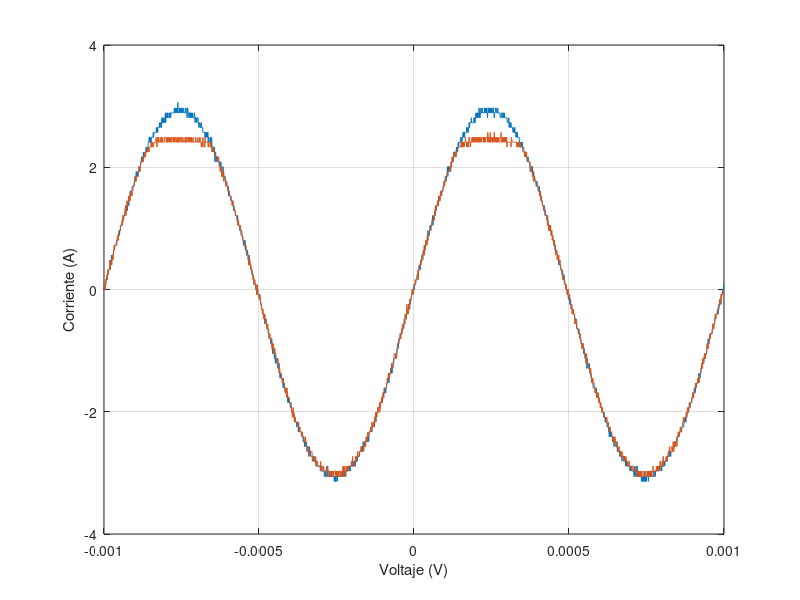

Write the MATLAB code that produced this figure.
t=[-1.00E-03
-9.99E-04
-9.98E-04
-9.97E-04
-9.96E-04
-9.95E-04
-9.94E-04
-9.93E-04
-9.92E-04
-9.91E-04
-9.90E-04
-9.89E-04
-9.88E-04
-9.87E-04
-9.86E-04
-9.85E-04
-9.84E-04
-9.83E-04
-9.82E-04
-9.81E-04
-9.80E-04
-9.79E-04
-9.78E-04
-9.77E-04
-9.76E-04
-9.75E-04
-9.74E-04
-9.73E-04
-9.72E-04
-9.71E-04
-9.70E-04
-9.69E-04
-9.68E-04
-9.67E-04
-9.66E-04
-9.65E-04
-9.64E-04
-9.63E-04
-9.62E-04
-9.61E-04
-9.60E-04
-9.59E-04
-9.58E-04
-9.57E-04
-9.56E-04
-9.55E-04
-9.54E-04
-9.53E-04
-9.52E-04
-9.51E-04
-9.50E-04
-9.49E-04
-9.48E-04
-9.47E-04
-9.46E-04
-9.45E-04
-9.44E-04
-9.43E-04
-9.42E-04
-9.41E-04
-9.40E-04
-9.39E-04
-9.38E-04
-9.37E-04
-9.36E-04
-9.35E-04
-9.34E-04
-9.33E-04
-9.32E-04
-9.31E-04
-9.30E-04
-9.29E-04
-9.28E-04
-9.27E-04
-9.26E-04
-9.25E-04
-9.24E-04
-9.23E-04
-9.22E-04
-9.21E-04
-9.20E-04
-9.19E-04
-9.18E-04
-9.17E-04
-9.16E-04
-9.15E-04
-9.14E-04
-9.13E-04
-9.12E-04
-9.11E-04
-9.10E-04
-9.09E-04
-9.08E-04
-9.07E-04
-9.06E-04
-9.05E-04
-9.04E-04
-9.03E-04
-9.02E-04
-9.01E-04
-9.00E-04
-8.99E-04
-8.98E-04
-8.97E-04
-8.96E-04
-8.95E-04
-8.94E-04
-8.93E-04
-8.92E-04
-8.91E-04
-8.90E-04
-8.89E-04
-8.88E-04
-8.87E-04
-8.86E-04
-8.85E-04
-8.84E-04
-8.83E-04
-8.82E-04
-8.81E-04
-8.80E-04
-8.79E-04
-8.78E-04
-8.77E-04
-8.76E-04
-8.75E-04
-8.74E-04
-8.73E-04
-8.72E-04
-8.71E-04
-8.70E-04
-8.69E-04
-8.68E-04
-8.67E-04
-8.66E-04
-8.65E-04
-8.64E-04
-8.63E-04
-8.62E-04
-8.61E-04
-8.60E-04
-8.59E-04
-8.58E-04
-8.57E-04
-8.56E-04
-8.55E-04
-8.54E-04
-8.53E-04
-8.52E-04
-8.51E-04
-8.50E-04
-8.49E-04
-8.48E-04
-8.47E-04
-8.46E-04
-8.45E-04
-8.44E-04
-8.43E-04
-8.42E-04
-8.41E-04
-8.40E-04
-8.39E-04
-8.38E-04
-8.37E-04
-8.36E-04
-8.35E-04
-8.34E-04
-8.33E-04
-8.32E-04
-8.31E-04
-8.30E-04
-8.29E-04
-8.28E-04
-8.27E-04
-8.26E-04
-8.25E-04
-8.24E-04
-8.23E-04
-8.22E-04
-8.21E-04
-8.20E-04
-8.19E-04
-8.18E-04
-8.17E-04
-8.16E-04
-8.15E-04
-8.14E-04
-8.13E-04
-8.12E-04
-8.11E-04
-8.10E-04
-8.09E-04
-8.08E-04
-8.07E-04
-8.06E-04
-8.05E-04
-8.04E-04
-8.03E-04
-8.02E-04
-8.01E-04
-8.00E-04
-7.99E-04
-7.98E-04
-7.97E-04
-7.96E-04
-7.95E-04
-7.94E-04
-7.93E-04
-7.92E-04
-7.91E-04
-7.90E-04
-7.89E-04
-7.88E-04
-7.87E-04
-7.86E-04
-7.85E-04
-7.84E-04
-7.83E-04
-7.82E-04
-7.81E-04
-7.80E-04
-7.79E-04
-7.78E-04
-7.77E-04
-7.76E-04
-7.75E-04
-7.74E-04
-7.73E-04
-7.72E-04
-7.71E-04
-7.70E-04
-7.69E-04
-7.68E-04
-7.67E-04
-7.66E-04
-7.65E-04
-7.64E-04
-7.63E-04
-7.62E-04
-7.61E-04
-7.60E-04
-7.59E-04
-7.58E-04
-7.57E-04
-7.56E-04
-7.55E-04
-7.54E-04
-7.53E-04
-7.52E-04
-7.51E-04
-7.50E-04
-7.49E-04
-7.48E-04
-7.47E-04
-7.46E-04
-7.45E-04
-7.44E-04
-7.43E-04
-7.42E-04
-7.41E-04
-7.40E-04
-7.39E-04
-7.38E-04
-7.37E-04
-7.36E-04
-7.35E-04
-7.34E-04
-7.33E-04
-7.32E-04
-7.31E-04
-7.30E-04
-7.29E-04
-7.28E-04
-7.27E-04
-7.26E-04
-7.25E-04
-7.24E-04
-7.23E-04
-7.22E-04
-7.21E-04
-7.20E-04
-7.19E-04
-7.18E-04
-7.17E-04
-7.16E-04
-7.15E-04
-7.14E-04
-7.13E-04
-7.12E-04
-7.11E-04
-7.10E-04
-7.09E-04
-7.08E-04
-7.07E-04
-7.06E-04
-7.05E-04
-7.04E-04
-7.03E-04
-7.02E-04
-7.01E-04
-7.00E-04
-6.99E-04
-6.98E-04
-6.97E-04
-6.96E-04
-6.95E-04
-6.94E-04
-6.93E-04
-6.92E-04
-6.91E-04
-6.90E-04
-6.89E-04
-6.88E-04
-6.87E-04
-6.86E-04
-6.85E-04
-6.84E-04
-6.83E-04
-6.82E-04
-6.81E-04
-6.80E-04
-6.79E-04
-6.78E-04
-6.77E-04
-6.76E-04
-6.75E-04
-6.74E-04
-6.73E-04
-6.72E-04
-6.71E-04
-6.70E-04
-6.69E-04
-6.68E-04
-6.67E-04
-6.66E-04
-6.65E-04
-6.64E-04
-6.63E-04
-6.62E-04
-6.61E-04
-6.60E-04
-6.59E-04
-6.58E-04
-6.57E-04
-6.56E-04
-6.55E-04
-6.54E-04
-6.53E-04
-6.52E-04
-6.51E-04
-6.50E-04
-6.49E-04
-6.48E-04
-6.47E-04
-6.46E-04
-6.45E-04
-6.44E-04
-6.43E-04
-6.42E-04
-6.41E-04
-6.40E-04
-6.39E-04
-6.38E-04
-6.37E-04
-6.36E-04
-6.35E-04
-6.34E-04
-6.33E-04
-6.32E-04
-6.31E-04
-6.30E-04
-6.29E-04
-6.28E-04
-6.27E-04
-6.26E-04
-6.25E-04
-6.24E-04
-6.23E-04
-6.22E-04
-6.21E-04
-6.20E-04
-6.19E-04
-6.18E-04
-6.17E-04
-6.16E-04
-6.15E-04
-6.14E-04
-6.13E-04
-6.12E-04
-6.11E-04
-6.10E-04
-6.09E-04
-6.08E-04
-6.07E-04
-6.06E-04
-6.05E-04
-6.04E-04
-6.03E-04
-6.02E-04
-6.01E-04
-6.00E-04
-5.99E-04
-5.98E-04
-5.97E-04
-5.96E-04
-5.95E-04
-5.94E-04
-5.93E-04
-5.92E-04
-5.91E-04
-5.90E-04
-5.89E-04
-5.88E-04
-5.87E-04
-5.86E-04
-5.85E-04
-5.84E-04
-5.83E-04
-5.82E-04
-5.81E-04
-5.80E-04
-5.79E-04
-5.78E-04
-5.77E-04
-5.76E-04
-5.75E-04
-5.74E-04
-5.73E-04
-5.72E-04
-5.71E-04
-5.70E-04
-5.69E-04
-5.68E-04
-5.67E-04
-5.66E-04
-5.65E-04
-5.64E-04
-5.63E-04
-5.62E-04
-5.61E-04
-5.60E-04
-5.59E-04
-5.58E-04
-5.57E-04
-5.56E-04
-5.55E-04
-5.54E-04
-5.53E-04
-5.52E-04
-5.51E-04
-5.50E-04
-5.49E-04
-5.48E-04
-5.47E-04
-5.46E-04
-5.45E-04
-5.44E-04
-5.43E-04
-5.42E-04
-5.41E-04
-5.40E-04
-5.39E-04
-5.38E-04
-5.37E-04
-5.36E-04
-5.35E-04
-5.34E-04
-5.33E-04
-5.32E-04
-5.31E-04
-5.30E-04
-5.29E-04
-5.28E-04
-5.27E-04
-5.26E-04
-5.25E-04
-5.24E-04
-5.23E-04
-5.22E-04
-5.21E-04
-5.20E-04
-5.19E-04
-5.18E-04
-5.17E-04
-5.16E-04
-5.15E-04
-5.14E-04
-5.13E-04
-5.12E-04
-5.11E-04
-5.10E-04
-5.09E-04
-5.08E-04
-5.07E-04
-5.06E-04
-5.05E-04
-5.04E-04
-5.03E-04
-5.02E-04
-5.01E-04
-5.00E-04
-4.99E-04
-4.98E-04
-4.97E-04
-4.96E-04
-4.95E-04
-4.94E-04
-4.93E-04
-4.92E-04
-4.91E-04
-4.90E-04
-4.89E-04
-4.88E-04
-4.87E-04
-4.86E-04
-4.85E-04
-4.84E-04
-4.83E-04
-4.82E-04
-4.81E-04
-4.80E-04
-4.79E-04
-4.78E-04
-4.77E-04
-4.76E-04
-4.75E-04
-4.74E-04
-4.73E-04
-4.72E-04
-4.71E-04
-4.70E-04
-4.69E-04
-4.68E-04
-4.67E-04
-4.66E-04
-4.65E-04
-4.64E-04
-4.63E-04
-4.62E-04
-4.61E-04
-4.60E-04
-4.59E-04
-4.58E-04
-4.57E-04
-4.56E-04
-4.55E-04
-4.54E-04
-4.53E-04
-4.52E-04
-4.51E-04
-4.50E-04
-4.49E-04
-4.48E-04
-4.47E-04
-4.46E-04
-4.45E-04
-4.44E-04
-4.43E-04
-4.42E-04
-4.41E-04
-4.40E-04
-4.39E-04
-4.38E-04
-4.37E-04
-4.36E-04
-4.35E-04
-4.34E-04
-4.33E-04
-4.32E-04
-4.31E-04
-4.30E-04
-4.29E-04
-4.28E-04
-4.27E-04
-4.26E-04
-4.25E-04
-4.24E-04
-4.23E-04
-4.22E-04
-4.21E-04
-4.20E-04
-4.19E-04
-4.18E-04
-4.17E-04
-4.16E-04
-4.15E-04
-4.14E-04
-4.13E-04
-4.12E-04
-4.11E-04
-4.10E-04
-4.09E-04
-4.08E-04
-4.07E-04
-4.06E-04
-4.05E-04
-4.04E-04
-4.03E-04
-4.02E-04
-4.01E-04
-4.00E-04
-3.99E-04
-3.98E-04
-3.97E-04
-3.96E-04
-3.95E-04
-3.94E-04
-3.93E-04
-3.92E-04
-3.91E-04
-3.90E-04
-3.89E-04
-3.88E-04
-3.87E-04
-3.86E-04
-3.85E-04
-3.84E-04
-3.83E-04
-3.82E-04
-3.81E-04
-3.80E-04
-3.79E-04
-3.78E-04
-3.77E-04
-3.76E-04
-3.75E-04
-3.74E-04
-3.73E-04
-3.72E-04
-3.71E-04
-3.70E-04
-3.69E-04
-3.68E-04
-3.67E-04
-3.66E-04
-3.65E-04
-3.64E-04
-3.63E-04
-3.62E-04
-3.61E-04
-3.60E-04
-3.59E-04
-3.58E-04
-3.57E-04
-3.56E-04
-3.55E-04
-3.54E-04
-3.53E-04
-3.52E-04
-3.51E-04
-3.50E-04
-3.49E-04
-3.48E-04
-3.47E-04
-3.46E-04
-3.45E-04
-3.44E-04
-3.43E-04
-3.42E-04
-3.41E-04
-3.40E-04
-3.39E-04
-3.38E-04
-3.37E-04
-3.36E-04
-3.35E-04
-3.34E-04
-3.33E-04
-3.32E-04
-3.31E-04
-3.30E-04
-3.29E-04
-3.28E-04
-3.27E-04
-3.26E-04
-3.25E-04
-3.24E-04
-3.23E-04
-3.22E-04
-3.21E-04
-3.20E-04
-3.19E-04
-3.18E-04
-3.17E-04
-3.16E-04
-3.15E-04
-3.14E-04
-3.13E-04
-3.12E-04
-3.11E-04
-3.10E-04
-3.09E-04
-3.08E-04
-3.07E-04
-3.06E-04
-3.05E-04
-3.04E-04
-3.03E-04
-3.02E-04
-3.01E-04
-3.00E-04
-2.99E-04
-2.98E-04
-2.97E-04
-2.96E-04
-2.95E-04
-2.94E-04
-2.93E-04
-2.92E-04
-2.91E-04
-2.90E-04
-2.89E-04
-2.88E-04
-2.87E-04
-2.86E-04
-2.85E-04
-2.84E-04
-2.83E-04
-2.82E-04
-2.81E-04
-2.80E-04
-2.79E-04
-2.78E-04
-2.77E-04
-2.76E-04
-2.75E-04
-2.74E-04
-2.73E-04
-2.72E-04
-2.71E-04
-2.70E-04
-2.69E-04
-2.68E-04
-2.67E-04
-2.66E-04
-2.65E-04
-2.64E-04
-2.63E-04
-2.62E-04
-2.61E-04
-2.60E-04
-2.59E-04
-2.58E-04
-2.57E-04
-2.56E-04
-2.55E-04
-2.54E-04
-2.53E-04
-2.52E-04
-2.51E-04
-2.50E-04
-2.49E-04
-2.48E-04
-2.47E-04
-2.46E-04
-2.45E-04
-2.44E-04
-2.43E-04
-2.42E-04
-2.41E-04
-2.40E-04
-2.39E-04
-2.38E-04
-2.37E-04
-2.36E-04
-2.35E-04
-2.34E-04
-2.33E-04
-2.32E-04
-2.31E-04
-2.30E-04
-2.29E-04
-2.28E-04
-2.27E-04
-2.26E-04
-2.25E-04
-2.24E-04
-2.23E-04
-2.22E-04
-2.21E-04
-2.20E-04
-2.19E-04
-2.18E-04
-2.17E-04
-2.16E-04
-2.15E-04
-2.14E-04
-2.13E-04
-2.12E-04
-2.11E-04
-2.10E-04
-2.09E-04
-2.08E-04
-2.07E-04
-2.06E-04
-2.05E-04
-2.04E-04
-2.03E-04
-2.02E-04
-2.01E-04
-2.00E-04
-1.99E-04
-1.98E-04
-1.97E-04
-1.96E-04
-1.95E-04
-1.94E-04
-1.93E-04
-1.92E-04
-1.91E-04
-1.90E-04
-1.89E-04
-1.88E-04
-1.87E-04
-1.86E-04
-1.85E-04
-1.84E-04
-1.83E-04
-1.82E-04
-1.81E-04
-1.80E-04
-1.79E-04
-1.78E-04
-1.77E-04
-1.76E-04
-1.75E-04
-1.74E-04
-1.73E-04
-1.72E-04
-1.71E-04
-1.70E-04
-1.69E-04
-1.68E-04
-1.67E-04
-1.66E-04
-1.65E-04
-1.64E-04
-1.63E-04
-1.62E-04
-1.61E-04
-1.60E-04
-1.59E-04
-1.58E-04
-1.57E-04
-1.56E-04
-1.55E-04
-1.54E-04
-1.53E-04
-1.52E-04
-1.51E-04
-1.50E-04
-1.49E-04
-1.48E-04
-1.47E-04
-1.46E-04
-1.45E-04
-1.44E-04
-1.43E-04
-1.42E-04
-1.41E-04
-1.40E-04
-1.39E-04
-1.38E-04
-1.37E-04
-1.36E-04
-1.35E-04
-1.34E-04
-1.33E-04
-1.32E-04
-1.31E-04
-1.30E-04
-1.29E-04
-1.28E-04
-1.27E-04
-1.26E-04
-1.25E-04
-1.24E-04
-1.23E-04
-1.22E-04
-1.21E-04
-1.20E-04
-1.19E-04
-1.18E-04
-1.17E-04
-1.16E-04
-1.15E-04
-1.14E-04
-1.13E-04
-1.12E-04
-1.11E-04
-1.10E-04
-1.09E-04
-1.08E-04
-1.07E-04
-1.06E-04
-1.05E-04
-1.04E-04
-1.03E-04
-1.02E-04
-1.01E-04
-1.00E-04
-9.90E-05
-9.80E-05
-9.70E-05
-9.60E-05
-9.50E-05
-9.40E-05
-9.30E-05
-9.20E-05
-9.10E-05
-9.00E-05
-8.90E-05
-8.80E-05
-8.70E-05
-8.60E-05
-8.50E-05
-8.40E-05
-8.30E-05
-8.20E-05
-8.10E-05
-8.00E-05
-7.90E-05
-7.80E-05
-7.70E-05
-7.60E-05
-7.50E-05
-7.40E-05
-7.30E-05
-7.20E-05
-7.10E-05
-7.00E-05
-6.90E-05
-6.80E-05
-6.70E-05
-6.60E-05
-6.50E-05
-6.40E-05
-6.30E-05
-6.20E-05
-6.10E-05
-6.00E-05
-5.90E-05
-5.80E-05
-5.70E-05
-5.60E-05
-5.50E-05
-5.40E-05
-5.30E-05
-5.20E-05
-5.10E-05
-5.00E-05
-4.90E-05
-4.80E-05
-4.70E-05
-4.60E-05
-4.50E-05
-4.40E-05
-4.30E-05
-4.20E-05
-4.10E-05
-4.00E-05
-3.90E-05
-3.80E-05
-3.70E-05
-3.60E-05
-3.50E-05
-3.40E-05
-3.30E-05
-3.20E-05
-3.10E-05
-3.00E-05
-2.90E-05
-2.80E-05
-2.70E-05
-2.60E-05
-2.50E-05
-2.40E-05
-2.30E-05
-2.20E-05
-2.10E-05
-2.00E-05
-1.90E-05
-1.80E-05
-1.70E-05
-1.60E-05
-1.50E-05
-1.40E-05
-1.30E-05
-1.20E-05
-1.10E-05
-1.00E-05
-9.00E-06
-8.00E-06
-7.00E-06
-6.00E-06
-5.00E-06
-4.00E-06
-3.00E-06
-2.00E-06
-1.00E-06
0.00E+00
1.00E-06
2.00E-06
3.00E-06
4.00E-06
5.00E-06
6.00E-06
7.00E-06
8.00E-06
9.00E-06
1.00E-05
1.10E-05
1.20E-05
1.30E-05
1.40E-05
1.50E-05
1.60E-05
1.70E-05
1.80E-05
1.90E-05
2.00E-05
2.10E-05
2.20E-05
2.30E-05
2.40E-05
2.50E-05
2.60E-05
2.70E-05
2.80E-05
2.90E-05
3.00E-05
3.10E-05
3.20E-05
3.30E-05
3.40E-05
3.50E-05
3.60E-05
3.70E-05
3.80E-05
3.90E-05
4.00E-05
4.10E-05
4.20E-05
4.30E-05
4.40E-05
4.50E-05
4.60E-05
4.70E-05
4.80E-05
4.90E-05
5.00E-05
5.10E-05
5.20E-05
5.30E-05
5.40E-05
5.50E-05
5.60E-05
5.70E-05
5.80E-05
5.90E-05
6.00E-05
6.10E-05
6.20E-05
6.30E-05
6.40E-05
6.50E-05
6.60E-05
6.70E-05
6.80E-05
6.90E-05
7.00E-05
7.10E-05
7.20E-05
7.30E-05
7.40E-05
7.50E-05
7.60E-05
7.70E-05
7.80E-05
7.90E-05
8.00E-05
8.10E-05
8.20E-05
8.30E-05
8.40E-05
8.50E-05
8.60E-05
8.70E-05
8.80E-05
8.90E-05
9.00E-05
9.10E-05
9.20E-05
9.30E-05
9.40E-05
9.50E-05
9.60E-05
9.70E-05
9.80E-05
9.90E-05
1.00E-04
1.01E-04
1.02E-04
1.03E-04
1.04E-04
1.05E-04
1.06E-04
1.07E-04
1.08E-04
1.09E-04
1.10E-04
1.11E-04
1.12E-04
1.13E-04
1.14E-04
1.15E-04
1.16E-04
1.17E-04
1.18E-04
1.19E-04
1.20E-04
1.21E-04
1.22E-04
1.23E-04
1.24E-04
1.25E-04
1.26E-04
1.27E-04
1.28E-04
1.29E-04
1.30E-04
1.31E-04
1.32E-04
1.33E-04
1.34E-04
1.35E-04
1.36E-04
1.37E-04
1.38E-04
1.39E-04
1.40E-04
1.41E-04
1.42E-04
1.43E-04
1.44E-04
1.45E-04
1.46E-04
1.47E-04
1.48E-04
1.49E-04
1.50E-04
1.51E-04
1.52E-04
1.53E-04
1.54E-04
1.55E-04
1.56E-04
1.57E-04
1.58E-04
1.59E-04
1.60E-04
1.61E-04
1.62E-04
1.63E-04
1.64E-04
1.65E-04
1.66E-04
1.67E-04
1.68E-04
1.69E-04
1.70E-04
1.71E-04
1.72E-04
1.73E-04
1.74E-04
1.75E-04
1.76E-04
1.77E-04
1.78E-04
1.79E-04
1.80E-04
1.81E-04
1.82E-04
1.83E-04
1.84E-04
1.85E-04
1.86E-04
1.87E-04
1.88E-04
1.89E-04
1.90E-04
1.91E-04
1.92E-04
1.93E-04
1.94E-04
1.95E-04
1.96E-04
1.97E-04
1.98E-04
1.99E-04
2.00E-04
2.01E-04
2.02E-04
2.03E-04
2.04E-04
2.05E-04
2.06E-04
2.07E-04
2.08E-04
2.09E-04
2.10E-04
2.11E-04
2.12E-04
2.13E-04
2.14E-04
2.15E-04
2.16E-04
2.17E-04
2.18E-04
2.19E-04
2.20E-04
2.21E-04
2.22E-04
2.23E-04
2.24E-04
2.25E-04
2.26E-04
2.27E-04
2.28E-04
2.29E-04
2.30E-04
2.31E-04
2.32E-04
2.33E-04
2.34E-04
2.35E-04
2.36E-04
2.37E-04
2.38E-04
2.39E-04
2.40E-04
2.41E-04
2.42E-04
2.43E-04
2.44E-04
2.45E-04
2.46E-04
2.47E-04
2.48E-04
2.49E-04
2.50E-04
2.51E-04
2.52E-04
2.53E-04
2.54E-04
2.55E-04
2.56E-04
2.57E-04
2.58E-04
2.59E-04
2.60E-04
2.61E-04
2.62E-04
2.63E-04
2.64E-04
2.65E-04
2.66E-04
2.67E-04
2.68E-04
2.69E-04
2.70E-04
2.71E-04
2.72E-04
2.73E-04
2.74E-04
2.75E-04
2.76E-04
2.77E-04
2.78E-04
2.79E-04
2.80E-04
2.81E-04
2.82E-04
2.83E-04
2.84E-04
2.85E-04
2.86E-04
2.87E-04
2.88E-04
2.89E-04
2.90E-04
2.91E-04
2.92E-04
2.93E-04
2.94E-04
2.95E-04
2.96E-04
2.97E-04
2.98E-04
2.99E-04
3.00E-04
3.01E-04
3.02E-04
3.03E-04
3.04E-04
3.05E-04
3.06E-04
3.07E-04
3.08E-04
3.09E-04
3.10E-04
3.11E-04
3.12E-04
3.13E-04
3.14E-04
3.15E-04
3.16E-04
3.17E-04
3.18E-04
3.19E-04
3.20E-04
3.21E-04
3.22E-04
3.23E-04
3.24E-04
3.25E-04
3.26E-04
3.27E-04
3.28E-04
3.29E-04
3.30E-04
3.31E-04
3.32E-04
3.33E-04
3.34E-04
3.35E-04
3.36E-04
3.37E-04
3.38E-04
3.39E-04
3.40E-04
3.41E-04
3.42E-04
3.43E-04
3.44E-04
3.45E-04
3.46E-04
3.47E-04
3.48E-04
3.49E-04
3.50E-04
3.51E-04
3.52E-04
3.53E-04
3.54E-04
3.55E-04
3.56E-04
3.57E-04
3.58E-04
3.59E-04
3.60E-04
3.61E-04
3.62E-04
3.63E-04
3.64E-04
3.65E-04
3.66E-04
3.67E-04
3.68E-04
3.69E-04
3.70E-04
3.71E-04
3.72E-04
3.73E-04
3.74E-04
3.75E-04
3.76E-04
3.77E-04
3.78E-04
3.79E-04
3.80E-04
3.81E-04
3.82E-04
3.83E-04
3.84E-04
3.85E-04
3.86E-04
3.87E-04
3.88E-04
3.89E-04
3.90E-04
3.91E-04
3.92E-04
3.93E-04
3.94E-04
3.95E-04
3.96E-04
3.97E-04
3.98E-04
3.99E-04
4.00E-04
4.01E-04
4.02E-04
4.03E-04
4.04E-04
4.05E-04
4.06E-04
4.07E-04
4.08E-04
4.09E-04
4.10E-04
4.11E-04
4.12E-04
4.13E-04
4.14E-04
4.15E-04
4.16E-04
4.17E-04
4.18E-04
4.19E-04
4.20E-04
4.21E-04
4.22E-04
4.23E-04
4.24E-04
4.25E-04
4.26E-04
4.27E-04
4.28E-04
4.29E-04
4.30E-04
4.31E-04
4.32E-04
4.33E-04
4.34E-04
4.35E-04
4.36E-04
4.37E-04
4.38E-04
4.39E-04
4.40E-04
4.41E-04
4.42E-04
4.43E-04
4.44E-04
4.45E-04
4.46E-04
4.47E-04
4.48E-04
4.49E-04
4.50E-04
4.51E-04
4.52E-04
4.53E-04
4.54E-04
4.55E-04
4.56E-04
4.57E-04
4.58E-04
4.59E-04
4.60E-04
4.61E-04
4.62E-04
4.63E-04
4.64E-04
4.65E-04
4.66E-04
4.67E-04
4.68E-04
4.69E-04
4.70E-04
4.71E-04
4.72E-04
4.73E-04
4.74E-04
4.75E-04
4.76E-04
4.77E-04
4.78E-04
4.79E-04
4.80E-04
4.81E-04
4.82E-04
4.83E-04
4.84E-04
4.85E-04
4.86E-04
4.87E-04
4.88E-04
4.89E-04
4.90E-04
4.91E-04
4.92E-04
4.93E-04
4.94E-04
4.95E-04
4.96E-04
4.97E-04
4.98E-04
4.99E-04
5.00E-04
5.01E-04
5.02E-04
5.03E-04
5.04E-04
5.05E-04
5.06E-04
5.07E-04
5.08E-04
5.09E-04
5.10E-04
5.11E-04
5.12E-04
5.13E-04
5.14E-04
5.15E-04
5.16E-04
5.17E-04
5.18E-04
5.19E-04
5.20E-04
5.21E-04
5.22E-04
5.23E-04
5.24E-04
5.25E-04
5.26E-04
5.27E-04
5.28E-04
5.29E-04
5.30E-04
5.31E-04
5.32E-04
5.33E-04
5.34E-04
5.35E-04
5.36E-04
5.37E-04
5.38E-04
5.39E-04
5.40E-04
5.41E-04
5.42E-04
5.43E-04
5.44E-04
5.45E-04
5.46E-04
5.47E-04
5.48E-04
5.49E-04
5.50E-04
5.51E-04
5.52E-04
5.53E-04
5.54E-04
5.55E-04
5.56E-04
5.57E-04
5.58E-04
5.59E-04
5.60E-04
5.61E-04
5.62E-04
5.63E-04
5.64E-04
5.65E-04
5.66E-04
5.67E-04
5.68E-04
5.69E-04
5.70E-04
5.71E-04
5.72E-04
5.73E-04
5.74E-04
5.75E-04
5.76E-04
5.77E-04
5.78E-04
5.79E-04
5.80E-04
5.81E-04
5.82E-04
5.83E-04
5.84E-04
5.85E-04
5.86E-04
5.87E-04
5.88E-04
5.89E-04
5.90E-04
5.91E-04
5.92E-04
5.93E-04
5.94E-04
5.95E-04
5.96E-04
5.97E-04
5.98E-04
5.99E-04
6.00E-04
6.01E-04
6.02E-04
6.03E-04
6.04E-04
6.05E-04
6.06E-04
6.07E-04
6.08E-04
6.09E-04
6.10E-04
6.11E-04
6.12E-04
6.13E-04
6.14E-04
6.15E-04
6.16E-04
6.17E-04
6.18E-04
6.19E-04
6.20E-04
6.21E-04
6.22E-04
6.23E-04
6.24E-04
6.25E-04
6.26E-04
6.27E-04
6.28E-04
6.29E-04
6.30E-04
6.31E-04
6.32E-04
6.33E-04
6.34E-04
6.35E-04
6.36E-04
6.37E-04
6.38E-04
6.39E-04
6.40E-04
6.41E-04
6.42E-04
6.43E-04
6.44E-04
6.45E-04
6.46E-04
6.47E-04
6.48E-04
6.49E-04
6.50E-04
6.51E-04
6.52E-04
6.53E-04
6.54E-04
6.55E-04
6.56E-04
6.57E-04
6.58E-04
6.59E-04
6.60E-04
6.61E-04
6.62E-04
6.63E-04
6.64E-04
6.65E-04
6.66E-04
6.67E-04
6.68E-04
6.69E-04
6.70E-04
6.71E-04
6.72E-04
6.73E-04
6.74E-04
6.75E-04
6.76E-04
6.77E-04
6.78E-04
6.79E-04
6.80E-04
6.81E-04
6.82E-04
6.83E-04
6.84E-04
6.85E-04
6.86E-04
6.87E-04
6.88E-04
6.89E-04
6.90E-04
6.91E-04
6.92E-04
6.93E-04
6.94E-04
6.95E-04
6.96E-04
6.97E-04
6.98E-04
6.99E-04
7.00E-04
7.01E-04
7.02E-04
7.03E-04
7.04E-04
7.05E-04
7.06E-04
7.07E-04
7.08E-04
7.09E-04
7.10E-04
7.11E-04
7.12E-04
7.13E-04
7.14E-04
7.15E-04
7.16E-04
7.17E-04
7.18E-04
7.19E-04
7.20E-04
7.21E-04
7.22E-04
7.23E-04
7.24E-04
7.25E-04
7.26E-04
7.27E-04
7.28E-04
7.29E-04
7.30E-04
7.31E-04
7.32E-04
7.33E-04
7.34E-04
7.35E-04
7.36E-04
7.37E-04
7.38E-04
7.39E-04
7.40E-04
7.41E-04
7.42E-04
7.43E-04
7.44E-04
7.45E-04
7.46E-04
7.47E-04
7.48E-04
7.49E-04
7.50E-04
7.51E-04
7.52E-04
7.53E-04
7.54E-04
7.55E-04
7.56E-04
7.57E-04
7.58E-04
7.59E-04
7.60E-04
7.61E-04
7.62E-04
7.63E-04
7.64E-04
7.65E-04
7.66E-04
7.67E-04
7.68E-04
7.69E-04
7.70E-04
7.71E-04
7.72E-04
7.73E-04
7.74E-04
7.75E-04
7.76E-04
7.77E-04
7.78E-04
7.79E-04
7.80E-04
7.81E-04
7.82E-04
7.83E-04
7.84E-04
7.85E-04
7.86E-04
7.87E-04
7.88E-04
7.89E-04
7.90E-04
7.91E-04
7.92E-04
7.93E-04
7.94E-04
7.95E-04
7.96E-04
7.97E-04
7.98E-04
7.99E-04
8.00E-04
8.01E-04
8.02E-04
8.03E-04
8.04E-04
8.05E-04
8.06E-04
8.07E-04
8.08E-04
8.09E-04
8.10E-04
8.11E-04
8.12E-04
8.13E-04
8.14E-04
8.15E-04
8.16E-04
8.17E-04
8.18E-04
8.19E-04
8.20E-04
8.21E-04
8.22E-04
8.23E-04
8.24E-04
8.25E-04
8.26E-04
8.27E-04
8.28E-04
8.29E-04
8.30E-04
8.31E-04
8.32E-04
8.33E-04
8.34E-04
8.35E-04
8.36E-04
8.37E-04
8.38E-04
8.39E-04
8.40E-04
8.41E-04
8.42E-04
8.43E-04
8.44E-04
8.45E-04
8.46E-04
8.47E-04
8.48E-04
8.49E-04
8.50E-04
8.51E-04
8.52E-04
8.53E-04
8.54E-04
8.55E-04
8.56E-04
8.57E-04
8.58E-04
8.59E-04
8.60E-04
8.61E-04
8.62E-04
8.63E-04
8.64E-04
8.65E-04
8.66E-04
8.67E-04
8.68E-04
8.69E-04
8.70E-04
8.71E-04
8.72E-04
8.73E-04
8.74E-04
8.75E-04
8.76E-04
8.77E-04
8.78E-04
8.79E-04
8.80E-04
8.81E-04
8.82E-04
8.83E-04
8.84E-04
8.85E-04
8.86E-04
8.87E-04
8.88E-04
8.89E-04
8.90E-04
8.91E-04
8.92E-04
8.93E-04
8.94E-04
8.95E-04
8.96E-04
8.97E-04
8.98E-04
8.99E-04
9.00E-04
9.01E-04
9.02E-04
9.03E-04
9.04E-04
9.05E-04
9.06E-04
9.07E-04
9.08E-04
9.09E-04
9.10E-04
9.11E-04
9.12E-04
9.13E-04
9.14E-04
9.15E-04
9.16E-04
9.17E-04
9.18E-04
9.19E-04
9.20E-04
9.21E-04
9.22E-04
9.23E-04
9.24E-04
9.25E-04
9.26E-04
9.27E-04
9.28E-04
9.29E-04
9.30E-04
9.31E-04
9.32E-04
9.33E-04
9.34E-04
9.35E-04
9.36E-04
9.37E-04
9.38E-04
9.39E-04
9.40E-04
9.41E-04
9.42E-04
9.43E-04
9.44E-04
9.45E-04
9.46E-04
9.47E-04
9.48E-04
9.49E-04
9.50E-04
9.51E-04
9.52E-04
9.53E-04
9.54E-04
9.55E-04
9.56E-04
9.57E-04
9.58E-04
9.59E-04
9.60E-04
9.61E-04
9.62E-04
9.63E-04
9.64E-04
9.65E-04
9.66E-04
9.67E-04
9.68E-04
9.69E-04
9.70E-04
9.71E-04
9.72E-04
9.73E-04
9.74E-04
9.75E-04
9.76E-04
9.77E-04
9.78E-04
9.79E-04
9.80E-04
9.81E-04
9.82E-04
9.83E-04
9.84E-04
9.85E-04
9.86E-04
9.87E-04
9.88E-04
9.89E-04
9.90E-04
9.91E-04
9.92E-04
9.93E-04
9.94E-04
9.95E-04
9.96E-04
9.97E-04
9.98E-04
9.99E-04];
x=[0.00E+00
8.04E-02
8.04E-02
8.04E-02
8.04E-02
1.61E-01
1.61E-01
1.61E-01
1.61E-01
1.61E-01
1.61E-01
2.41E-01
2.41E-01
2.41E-01
3.22E-01
3.22E-01
3.22E-01
3.22E-01
3.22E-01
3.22E-01
4.82E-01
4.02E-01
4.02E-01
4.02E-01
5.63E-01
4.82E-01
4.82E-01
4.82E-01
5.63E-01
5.63E-01
5.63E-01
6.43E-01
6.43E-01
6.43E-01
7.24E-01
7.24E-01
7.24E-01
7.24E-01
7.24E-01
7.24E-01
7.24E-01
7.24E-01
8.04E-01
8.04E-01
8.04E-01
8.04E-01
8.84E-01
8.84E-01
8.84E-01
9.65E-01
8.84E-01
9.65E-01
9.65E-01
1.05E+00
1.05E+00
1.05E+00
1.05E+00
1.05E+00
1.05E+00
1.13E+00
1.13E+00
1.13E+00
1.21E+00
1.13E+00
1.21E+00
1.21E+00
1.21E+00
1.21E+00
1.21E+00
1.29E+00
1.29E+00
1.37E+00
1.29E+00
1.37E+00
1.37E+00
1.29E+00
1.37E+00
1.45E+00
1.45E+00
1.45E+00
1.37E+00
1.45E+00
1.45E+00
1.53E+00
1.61E+00
1.61E+00
1.61E+00
1.61E+00
1.61E+00
1.53E+00
1.61E+00
1.69E+00
1.69E+00
1.69E+00
1.69E+00
1.69E+00
1.69E+00
1.69E+00
1.77E+00
1.77E+00
1.85E+00
1.77E+00
1.77E+00
1.85E+00
1.93E+00
1.85E+00
1.85E+00
1.93E+00
1.85E+00
1.85E+00
1.85E+00
1.93E+00
1.93E+00
2.01E+00
1.93E+00
1.93E+00
2.01E+00
2.01E+00
2.01E+00
2.09E+00
2.09E+00
2.17E+00
2.09E+00
2.09E+00
2.17E+00
2.17E+00
2.09E+00
2.25E+00
2.17E+00
2.17E+00
2.17E+00
2.17E+00
2.17E+00
2.25E+00
2.25E+00
2.25E+00
2.33E+00
2.25E+00
2.33E+00
2.25E+00
2.33E+00
2.25E+00
2.33E+00
2.41E+00
2.41E+00
2.41E+00
2.49E+00
2.41E+00
2.49E+00
2.41E+00
2.49E+00
2.41E+00
2.41E+00
2.49E+00
2.49E+00
2.49E+00
2.49E+00
2.49E+00
2.49E+00
2.57E+00
2.49E+00
2.57E+00
2.57E+00
2.57E+00
2.57E+00
2.57E+00
2.57E+00
2.57E+00
2.57E+00
2.65E+00
2.57E+00
2.65E+00
2.65E+00
2.57E+00
2.65E+00
2.65E+00
2.65E+00
2.65E+00
2.65E+00
2.73E+00
2.65E+00
2.65E+00
2.73E+00
2.73E+00
2.73E+00
2.65E+00
2.73E+00
2.81E+00
2.73E+00
2.81E+00
2.73E+00
2.81E+00
2.73E+00
2.73E+00
2.73E+00
2.73E+00
2.81E+00
2.81E+00
2.89E+00
2.73E+00
2.89E+00
2.81E+00
2.81E+00
2.81E+00
2.89E+00
2.81E+00
2.89E+00
2.81E+00
2.81E+00
2.81E+00
2.81E+00
2.89E+00
2.89E+00
2.81E+00
2.89E+00
2.81E+00
2.89E+00
2.89E+00
2.89E+00
2.89E+00
2.89E+00
2.89E+00
2.89E+00
2.89E+00
2.89E+00
2.89E+00
2.89E+00
2.97E+00
2.89E+00
2.97E+00
2.97E+00
2.89E+00
2.89E+00
2.89E+00
2.97E+00
2.89E+00
2.89E+00
2.89E+00
3.06E+00
2.89E+00
2.89E+00
2.89E+00
2.89E+00
2.97E+00
2.89E+00
2.97E+00
2.97E+00
2.89E+00
2.97E+00
2.97E+00
2.89E+00
2.89E+00
2.97E+00
2.89E+00
2.89E+00
2.89E+00
2.97E+00
2.97E+00
2.89E+00
2.89E+00
2.89E+00
2.89E+00
2.89E+00
2.97E+00
2.97E+00
2.97E+00
2.89E+00
2.89E+00
2.81E+00
2.97E+00
2.97E+00
2.89E+00
2.89E+00
2.89E+00
2.81E+00
2.81E+00
2.89E+00
2.89E+00
2.81E+00
2.89E+00
2.89E+00
2.81E+00
2.89E+00
2.81E+00
2.81E+00
2.81E+00
2.89E+00
2.81E+00
2.81E+00
2.81E+00
2.81E+00
2.81E+00
2.89E+00
2.81E+00
2.73E+00
2.81E+00
2.81E+00
2.81E+00
2.81E+00
2.73E+00
2.73E+00
2.81E+00
2.81E+00
2.81E+00
2.73E+00
2.73E+00
2.65E+00
2.65E+00
2.73E+00
2.73E+00
2.73E+00
2.65E+00
2.65E+00
2.65E+00
2.73E+00
2.65E+00
2.65E+00
2.65E+00
2.65E+00
2.57E+00
2.57E+00
2.57E+00
2.57E+00
2.57E+00
2.57E+00
2.57E+00
2.49E+00
2.57E+00
2.49E+00
2.57E+00
2.49E+00
2.57E+00
2.57E+00
2.57E+00
2.49E+00
2.57E+00
2.41E+00
2.49E+00
2.49E+00
2.41E+00
2.41E+00
2.41E+00
2.41E+00
2.49E+00
2.41E+00
2.41E+00
2.33E+00
2.49E+00
2.41E+00
2.25E+00
2.33E+00
2.33E+00
2.33E+00
2.33E+00
2.33E+00
2.25E+00
2.33E+00
2.17E+00
2.09E+00
2.17E+00
2.25E+00
2.17E+00
2.09E+00
2.17E+00
2.17E+00
2.17E+00
2.09E+00
2.17E+00
2.09E+00
2.09E+00
2.09E+00
2.09E+00
2.01E+00
2.09E+00
2.01E+00
2.01E+00
2.01E+00
2.09E+00
2.01E+00
1.93E+00
1.85E+00
1.93E+00
1.93E+00
1.85E+00
2.01E+00
1.93E+00
1.93E+00
1.85E+00
1.85E+00
1.85E+00
1.85E+00
1.85E+00
1.77E+00
1.77E+00
1.77E+00
1.77E+00
1.77E+00
1.69E+00
1.69E+00
1.69E+00
1.69E+00
1.69E+00
1.53E+00
1.61E+00
1.61E+00
1.53E+00
1.53E+00
1.53E+00
1.53E+00
1.45E+00
1.45E+00
1.45E+00
1.45E+00
1.45E+00
1.45E+00
1.45E+00
1.45E+00
1.37E+00
1.29E+00
1.29E+00
1.29E+00
1.29E+00
1.29E+00
1.29E+00
1.21E+00
1.21E+00
1.21E+00
1.21E+00
1.21E+00
1.21E+00
1.13E+00
1.21E+00
1.13E+00
1.13E+00
1.05E+00
1.05E+00
1.05E+00
1.05E+00
9.65E-01
9.65E-01
9.65E-01
9.65E-01
9.65E-01
9.65E-01
9.65E-01
8.84E-01
8.84E-01
8.84E-01
8.04E-01
8.04E-01
7.24E-01
7.24E-01
8.04E-01
7.24E-01
7.24E-01
8.04E-01
6.43E-01
7.24E-01
6.43E-01
6.43E-01
5.63E-01
5.63E-01
5.63E-01
6.43E-01
5.63E-01
5.63E-01
4.82E-01
4.02E-01
5.63E-01
4.82E-01
4.02E-01
4.02E-01
4.02E-01
3.22E-01
3.22E-01
3.22E-01
3.22E-01
2.41E-01
2.41E-01
2.41E-01
2.41E-01
2.41E-01
1.61E-01
1.61E-01
1.61E-01
8.04E-02
1.61E-01
8.04E-02
8.04E-02
8.04E-02
0.00E+00
0.00E+00
0.00E+00
0.00E+00
-8.04E-02
0.00E+00
0.00E+00
-8.04E-02
-8.04E-02
-8.04E-02
-8.04E-02
-8.04E-02
-1.61E-01
-1.61E-01
-1.61E-01
-1.61E-01
-2.41E-01
-2.41E-01
-2.41E-01
-3.22E-01
-3.22E-01
-3.22E-01
-4.02E-01
-4.02E-01
-4.02E-01
-4.02E-01
-4.02E-01
-4.02E-01
-4.82E-01
-5.63E-01
-4.82E-01
-4.82E-01
-4.82E-01
-5.63E-01
-5.63E-01
-5.63E-01
-5.63E-01
-6.43E-01
-6.43E-01
-6.43E-01
-7.24E-01
-7.24E-01
-7.24E-01
-7.24E-01
-7.24E-01
-8.04E-01
-8.04E-01
-8.04E-01
-8.84E-01
-8.04E-01
-8.84E-01
-8.04E-01
-8.84E-01
-9.65E-01
-1.05E+00
-9.65E-01
-9.65E-01
-9.65E-01
-9.65E-01
-1.05E+00
-1.13E+00
-1.13E+00
-1.05E+00
-1.21E+00
-1.13E+00
-1.13E+00
-1.13E+00
-1.13E+00
-1.21E+00
-1.13E+00
-1.21E+00
-1.29E+00
-1.21E+00
-1.29E+00
-1.21E+00
-1.21E+00
-1.37E+00
-1.37E+00
-1.45E+00
-1.37E+00
-1.45E+00
-1.37E+00
-1.45E+00
-1.45E+00
-1.45E+00
-1.53E+00
-1.53E+00
-1.45E+00
-1.61E+00
-1.53E+00
-1.53E+00
-1.61E+00
-1.61E+00
-1.61E+00
-1.61E+00
-1.69E+00
-1.69E+00
-1.69E+00
-1.69E+00
-1.61E+00
-1.69E+00
-1.69E+00
-1.69E+00
-1.85E+00
-1.77E+00
-1.85E+00
-1.77E+00
-1.85E+00
-1.85E+00
-1.85E+00
-1.85E+00
-1.93E+00
-1.93E+00
-1.85E+00
-1.93E+00
-1.93E+00
-2.01E+00
-2.01E+00
-2.01E+00
-2.01E+00
-2.01E+00
-2.01E+00
-2.01E+00
-2.09E+00
-2.09E+00
-2.09E+00
-2.09E+00
-2.09E+00
-2.17E+00
-2.17E+00
-2.17E+00
-2.17E+00
-2.25E+00
-2.17E+00
-2.17E+00
-2.17E+00
-2.25E+00
-2.33E+00
-2.25E+00
-2.33E+00
-2.25E+00
-2.33E+00
-2.33E+00
-2.33E+00
-2.33E+00
-2.33E+00
-2.33E+00
-2.33E+00
-2.41E+00
-2.41E+00
-2.41E+00
-2.41E+00
-2.41E+00
-2.49E+00
-2.41E+00
-2.49E+00
-2.49E+00
-2.57E+00
-2.49E+00
-2.49E+00
-2.49E+00
-2.57E+00
-2.57E+00
-2.49E+00
-2.57E+00
-2.65E+00
-2.57E+00
-2.65E+00
-2.65E+00
-2.65E+00
-2.65E+00
-2.65E+00
-2.73E+00
-2.57E+00
-2.65E+00
-2.65E+00
-2.65E+00
-2.73E+00
-2.73E+00
-2.73E+00
-2.73E+00
-2.73E+00
-2.73E+00
-2.73E+00
-2.73E+00
-2.81E+00
-2.81E+00
-2.73E+00
-2.73E+00
-2.81E+00
-2.81E+00
-2.81E+00
-2.81E+00
-2.81E+00
-2.89E+00
-2.89E+00
-2.81E+00
-2.89E+00
-2.89E+00
-2.89E+00
-2.89E+00
-2.89E+00
-2.89E+00
-2.89E+00
-2.89E+00
-2.89E+00
-2.89E+00
-2.89E+00
-2.97E+00
-2.89E+00
-2.97E+00
-2.97E+00
-2.97E+00
-2.97E+00
-2.97E+00
-2.97E+00
-2.97E+00
-2.97E+00
-2.97E+00
-2.97E+00
-2.97E+00
-3.06E+00
-3.06E+00
-2.97E+00
-2.97E+00
-3.06E+00
-2.97E+00
-2.97E+00
-2.97E+00
-2.89E+00
-3.06E+00
-3.06E+00
-2.97E+00
-3.06E+00
-3.06E+00
-3.06E+00
-3.06E+00
-2.97E+00
-3.06E+00
-3.06E+00
-3.06E+00
-3.06E+00
-3.06E+00
-3.06E+00
-3.06E+00
-2.97E+00
-3.06E+00
-3.06E+00
-3.06E+00
-3.06E+00
-3.06E+00
-3.06E+00
-3.06E+00
-3.14E+00
-3.06E+00
-3.06E+00
-3.14E+00
-3.06E+00
-3.14E+00
-3.06E+00
-3.06E+00
-2.97E+00
-3.14E+00
-3.06E+00
-3.06E+00
-3.06E+00
-3.06E+00
-3.06E+00
-3.06E+00
-3.06E+00
-3.06E+00
-3.06E+00
-3.06E+00
-3.06E+00
-3.06E+00
-3.06E+00
-3.06E+00
-3.06E+00
-3.06E+00
-2.97E+00
-2.97E+00
-3.06E+00
-2.97E+00
-3.06E+00
-2.97E+00
-3.06E+00
-2.97E+00
-2.97E+00
-2.97E+00
-2.97E+00
-2.97E+00
-2.97E+00
-2.97E+00
-2.89E+00
-2.97E+00
-2.97E+00
-2.97E+00
-2.97E+00
-2.97E+00
-2.97E+00
-2.89E+00
-2.97E+00
-2.89E+00
-2.89E+00
-2.97E+00
-2.89E+00
-2.89E+00
-2.89E+00
-2.89E+00
-2.89E+00
-2.81E+00
-2.89E+00
-2.89E+00
-2.81E+00
-2.89E+00
-2.89E+00
-2.89E+00
-2.81E+00
-2.89E+00
-2.81E+00
-2.81E+00
-2.89E+00
-2.81E+00
-2.81E+00
-2.81E+00
-2.81E+00
-2.73E+00
-2.81E+00
-2.73E+00
-2.73E+00
-2.73E+00
-2.73E+00
-2.73E+00
-2.73E+00
-2.73E+00
-2.65E+00
-2.65E+00
-2.65E+00
-2.65E+00
-2.65E+00
-2.65E+00
-2.65E+00
-2.65E+00
-2.57E+00
-2.65E+00
-2.65E+00
-2.49E+00
-2.57E+00
-2.57E+00
-2.57E+00
-2.57E+00
-2.49E+00
-2.49E+00
-2.49E+00
-2.49E+00
-2.49E+00
-2.49E+00
-2.49E+00
-2.41E+00
-2.41E+00
-2.49E+00
-2.41E+00
-2.41E+00
-2.41E+00
-2.49E+00
-2.33E+00
-2.33E+00
-2.33E+00
-2.33E+00
-2.33E+00
-2.25E+00
-2.33E+00
-2.25E+00
-2.25E+00
-2.33E+00
-2.25E+00
-2.25E+00
-2.25E+00
-2.25E+00
-2.17E+00
-2.17E+00
-2.25E+00
-2.25E+00
-2.09E+00
-2.09E+00
-2.09E+00
-2.09E+00
-2.17E+00
-2.09E+00
-2.09E+00
-2.01E+00
-2.01E+00
-2.01E+00
-2.01E+00
-1.93E+00
-1.93E+00
-1.93E+00
-1.93E+00
-1.93E+00
-1.93E+00
-1.85E+00
-1.85E+00
-1.85E+00
-1.85E+00
-1.85E+00
-1.85E+00
-1.77E+00
-1.85E+00
-1.77E+00
-1.77E+00
-1.77E+00
-1.69E+00
-1.77E+00
-1.69E+00
-1.61E+00
-1.69E+00
-1.61E+00
-1.69E+00
-1.61E+00
-1.69E+00
-1.61E+00
-1.61E+00
-1.53E+00
-1.53E+00
-1.53E+00
-1.53E+00
-1.45E+00
-1.53E+00
-1.45E+00
-1.53E+00
-1.45E+00
-1.45E+00
-1.37E+00
-1.37E+00
-1.37E+00
-1.29E+00
-1.29E+00
-1.37E+00
-1.21E+00
-1.37E+00
-1.29E+00
-1.29E+00
-1.29E+00
-1.21E+00
-1.13E+00
-1.13E+00
-1.13E+00
-1.13E+00
-1.13E+00
-1.13E+00
-1.13E+00
-1.05E+00
-1.05E+00
-1.05E+00
-1.05E+00
-9.65E-01
-9.65E-01
-8.84E-01
-8.84E-01
-9.65E-01
-8.84E-01
-8.04E-01
-8.04E-01
-8.04E-01
-8.04E-01
-8.04E-01
-7.24E-01
-8.04E-01
-7.24E-01
-7.24E-01
-7.24E-01
-7.24E-01
-6.43E-01
-6.43E-01
-6.43E-01
-6.43E-01
-6.43E-01
-6.43E-01
-5.63E-01
-4.82E-01
-5.63E-01
-4.82E-01
-4.02E-01
-4.82E-01
-4.82E-01
-4.82E-01
-4.02E-01
-4.02E-01
-3.22E-01
-4.02E-01
-3.22E-01
-3.22E-01
-2.41E-01
-2.41E-01
-3.22E-01
-2.41E-01
-3.22E-01
-1.61E-01
-2.41E-01
-1.61E-01
-1.61E-01
-1.61E-01
-8.04E-02
-8.04E-02
-8.04E-02
-8.04E-02
-8.04E-02
-8.04E-02
0.00E+00
0.00E+00
8.04E-02
0.00E+00
8.04E-02
8.04E-02
8.04E-02
8.04E-02
1.61E-01
1.61E-01
1.61E-01
1.61E-01
2.41E-01
2.41E-01
2.41E-01
2.41E-01
3.22E-01
3.22E-01
3.22E-01
3.22E-01
3.22E-01
4.02E-01
3.22E-01
4.82E-01
4.82E-01
4.82E-01
4.82E-01
4.82E-01
5.63E-01
4.82E-01
4.82E-01
5.63E-01
6.43E-01
6.43E-01
5.63E-01
7.24E-01
6.43E-01
6.43E-01
7.24E-01
7.24E-01
7.24E-01
7.24E-01
8.04E-01
8.04E-01
8.04E-01
8.84E-01
8.04E-01
9.65E-01
8.84E-01
8.84E-01
8.84E-01
8.84E-01
9.65E-01
9.65E-01
1.05E+00
9.65E-01
1.05E+00
1.05E+00
1.05E+00
1.05E+00
1.05E+00
1.13E+00
1.21E+00
1.05E+00
1.13E+00
1.13E+00
1.13E+00
1.21E+00
1.21E+00
1.21E+00
1.29E+00
1.37E+00
1.29E+00
1.29E+00
1.29E+00
1.37E+00
1.37E+00
1.37E+00
1.45E+00
1.45E+00
1.37E+00
1.45E+00
1.53E+00
1.45E+00
1.45E+00
1.53E+00
1.53E+00
1.53E+00
1.61E+00
1.61E+00
1.61E+00
1.53E+00
1.61E+00
1.61E+00
1.61E+00
1.61E+00
1.69E+00
1.69E+00
1.69E+00
1.77E+00
1.77E+00
1.77E+00
1.77E+00
1.85E+00
1.85E+00
1.85E+00
1.77E+00
1.85E+00
1.85E+00
1.93E+00
2.01E+00
1.85E+00
1.93E+00
2.01E+00
1.93E+00
2.01E+00
2.01E+00
1.93E+00
2.01E+00
2.01E+00
1.93E+00
2.01E+00
2.01E+00
2.09E+00
2.09E+00
2.09E+00
2.09E+00
2.17E+00
2.09E+00
2.17E+00
2.17E+00
2.25E+00
2.17E+00
2.25E+00
2.25E+00
2.25E+00
2.25E+00
2.25E+00
2.25E+00
2.33E+00
2.25E+00
2.33E+00
2.25E+00
2.33E+00
2.33E+00
2.41E+00
2.33E+00
2.41E+00
2.41E+00
2.41E+00
2.41E+00
2.41E+00
2.49E+00
2.49E+00
2.49E+00
2.49E+00
2.41E+00
2.41E+00
2.49E+00
2.49E+00
2.57E+00
2.57E+00
2.49E+00
2.57E+00
2.57E+00
2.49E+00
2.57E+00
2.57E+00
2.57E+00
2.57E+00
2.57E+00
2.57E+00
2.65E+00
2.57E+00
2.65E+00
2.65E+00
2.65E+00
2.57E+00
2.65E+00
2.65E+00
2.73E+00
2.65E+00
2.73E+00
2.73E+00
2.73E+00
2.73E+00
2.73E+00
2.81E+00
2.73E+00
2.73E+00
2.73E+00
2.73E+00
2.73E+00
2.73E+00
2.73E+00
2.73E+00
2.81E+00
2.73E+00
2.81E+00
2.73E+00
2.81E+00
2.81E+00
2.89E+00
2.81E+00
2.89E+00
2.81E+00
2.81E+00
2.89E+00
2.81E+00
2.81E+00
2.89E+00
2.89E+00
2.97E+00
2.81E+00
2.89E+00
2.81E+00
2.89E+00
2.89E+00
2.97E+00
2.89E+00
2.89E+00
2.89E+00
2.97E+00
2.89E+00
2.89E+00
2.89E+00
2.89E+00
2.89E+00
2.89E+00
2.89E+00
2.97E+00
2.89E+00
2.97E+00
2.89E+00
2.97E+00
2.97E+00
2.89E+00
2.97E+00
2.89E+00
2.81E+00
2.89E+00
2.89E+00
2.89E+00
2.97E+00
2.97E+00
2.97E+00
2.89E+00
2.97E+00
2.89E+00
2.97E+00
2.89E+00
2.97E+00
2.89E+00
2.89E+00
2.89E+00
2.89E+00
2.97E+00
2.97E+00
2.97E+00
2.89E+00
2.89E+00
2.81E+00
2.89E+00
2.89E+00
2.89E+00
2.97E+00
2.97E+00
2.97E+00
2.89E+00
2.89E+00
2.89E+00
2.89E+00
2.97E+00
2.89E+00
2.89E+00
2.89E+00
2.89E+00
2.89E+00
2.89E+00
2.89E+00
2.81E+00
2.81E+00
2.81E+00
2.81E+00
2.89E+00
2.89E+00
2.89E+00
2.81E+00
2.81E+00
2.89E+00
2.89E+00
2.81E+00
2.81E+00
2.89E+00
2.81E+00
2.81E+00
2.81E+00
2.81E+00
2.81E+00
2.81E+00
2.81E+00
2.81E+00
2.81E+00
2.73E+00
2.73E+00
2.73E+00
2.73E+00
2.73E+00
2.81E+00
2.65E+00
2.73E+00
2.73E+00
2.73E+00
2.65E+00
2.73E+00
2.73E+00
2.65E+00
2.65E+00
2.65E+00
2.65E+00
2.65E+00
2.57E+00
2.57E+00
2.57E+00
2.65E+00
2.65E+00
2.57E+00
2.65E+00
2.57E+00
2.57E+00
2.57E+00
2.49E+00
2.57E+00
2.57E+00
2.49E+00
2.57E+00
2.49E+00
2.49E+00
2.49E+00
2.49E+00
2.49E+00
2.49E+00
2.41E+00
2.41E+00
2.41E+00
2.33E+00
2.41E+00
2.41E+00
2.41E+00
2.41E+00
2.33E+00
2.41E+00
2.33E+00
2.33E+00
2.33E+00
2.33E+00
2.33E+00
2.25E+00
2.25E+00
2.25E+00
2.17E+00
2.17E+00
2.25E+00
2.25E+00
2.17E+00
2.17E+00
2.17E+00
2.17E+00
2.09E+00
2.09E+00
2.17E+00
2.09E+00
2.09E+00
2.09E+00
2.09E+00
2.09E+00
2.01E+00
1.93E+00
2.01E+00
2.01E+00
1.93E+00
2.01E+00
1.93E+00
1.93E+00
2.01E+00
1.93E+00
1.85E+00
1.85E+00
1.93E+00
1.85E+00
1.85E+00
1.85E+00
1.77E+00
1.77E+00
1.77E+00
1.77E+00
1.69E+00
1.69E+00
1.77E+00
1.77E+00
1.69E+00
1.69E+00
1.69E+00
1.61E+00
1.61E+00
1.61E+00
1.69E+00
1.61E+00
1.53E+00
1.53E+00
1.61E+00
1.53E+00
1.53E+00
1.45E+00
1.45E+00
1.45E+00
1.45E+00
1.37E+00
1.37E+00
1.37E+00
1.37E+00
1.29E+00
1.37E+00
1.37E+00
1.29E+00
1.21E+00
1.29E+00
1.21E+00
1.21E+00
1.21E+00
1.21E+00
1.21E+00
1.13E+00
1.21E+00
1.13E+00
1.05E+00
1.05E+00
1.05E+00
1.05E+00
9.65E-01
9.65E-01
1.05E+00
9.65E-01
9.65E-01
9.65E-01
8.84E-01
8.84E-01
8.84E-01
8.84E-01
8.84E-01
8.04E-01
8.04E-01
8.04E-01
7.24E-01
8.04E-01
7.24E-01
7.24E-01
6.43E-01
7.24E-01
6.43E-01
6.43E-01
6.43E-01
6.43E-01
5.63E-01
5.63E-01
5.63E-01
5.63E-01
4.82E-01
4.82E-01
4.02E-01
4.82E-01
4.02E-01
4.02E-01
4.02E-01
4.02E-01
4.02E-01
3.22E-01
3.22E-01
3.22E-01
3.22E-01
2.41E-01
3.22E-01
2.41E-01
2.41E-01
2.41E-01
1.61E-01
2.41E-01
1.61E-01
1.61E-01
8.04E-02
8.04E-02
8.04E-02
8.04E-02
8.04E-02
0.00E+00
0.00E+00
0.00E+00
-8.04E-02
-8.04E-02
-8.04E-02
-1.61E-01
-1.61E-01
-1.61E-01
-8.04E-02
-2.41E-01
-2.41E-01
-2.41E-01
-1.61E-01
-2.41E-01
-3.22E-01
-2.41E-01
-3.22E-01
-3.22E-01
-3.22E-01
-3.22E-01
-4.02E-01
-4.02E-01
-4.02E-01
-4.02E-01
-4.02E-01
-4.02E-01
-4.82E-01
-4.82E-01
-4.82E-01
-4.82E-01
-4.82E-01
-5.63E-01
-6.43E-01
-6.43E-01
-6.43E-01
-6.43E-01
-6.43E-01
-7.24E-01
-7.24E-01
-6.43E-01
-7.24E-01
-7.24E-01
-7.24E-01
-8.04E-01
-8.04E-01
-8.04E-01
-8.84E-01
-8.84E-01
-8.84E-01
-8.84E-01
-9.65E-01
-9.65E-01
-8.84E-01
-9.65E-01
-1.05E+00
-9.65E-01
-9.65E-01
-1.05E+00
-1.05E+00
-1.13E+00
-1.05E+00
-1.05E+00
-1.13E+00
-1.21E+00
-1.21E+00
-1.29E+00
-1.13E+00
-1.21E+00
-1.21E+00
-1.29E+00
-1.29E+00
-1.29E+00
-1.29E+00
-1.21E+00
-1.37E+00
-1.37E+00
-1.37E+00
-1.37E+00
-1.45E+00
-1.45E+00
-1.45E+00
-1.53E+00
-1.45E+00
-1.53E+00
-1.53E+00
-1.61E+00
-1.61E+00
-1.61E+00
-1.61E+00
-1.61E+00
-1.61E+00
-1.61E+00
-1.61E+00
-1.69E+00
-1.61E+00
-1.61E+00
-1.69E+00
-1.69E+00
-1.69E+00
-1.69E+00
-1.77E+00
-1.77E+00
-1.77E+00
-1.77E+00
-1.85E+00
-1.85E+00
-1.85E+00
-1.85E+00
-1.85E+00
-1.93E+00
-1.93E+00
-1.93E+00
-1.93E+00
-1.93E+00
-2.01E+00
-2.01E+00
-2.01E+00
-2.01E+00
-2.01E+00
-2.09E+00
-2.01E+00
-2.09E+00
-2.09E+00
-2.09E+00
-2.17E+00
-2.09E+00
-2.17E+00
-2.09E+00
-2.17E+00
-2.17E+00
-2.25E+00
-2.25E+00
-2.25E+00
-2.25E+00
-2.25E+00
-2.33E+00
-2.33E+00
-2.41E+00
-2.33E+00
-2.33E+00
-2.33E+00
-2.41E+00
-2.33E+00
-2.33E+00
-2.41E+00
-2.41E+00
-2.41E+00
-2.41E+00
-2.49E+00
-2.41E+00
-2.49E+00
-2.41E+00
-2.57E+00
-2.49E+00
-2.49E+00
-2.49E+00
-2.49E+00
-2.49E+00
-2.57E+00
-2.57E+00
-2.57E+00
-2.57E+00
-2.49E+00
-2.65E+00
-2.57E+00
-2.65E+00
-2.65E+00
-2.65E+00
-2.65E+00
-2.65E+00
-2.65E+00
-2.73E+00
-2.65E+00
-2.73E+00
-2.73E+00
-2.73E+00
-2.73E+00
-2.73E+00
-2.81E+00
-2.73E+00
-2.73E+00
-2.73E+00
-2.73E+00
-2.73E+00
-2.73E+00
-2.81E+00
-2.81E+00
-2.73E+00
-2.81E+00
-2.81E+00
-2.89E+00
-2.89E+00
-2.81E+00
-2.89E+00
-2.89E+00
-2.89E+00
-2.89E+00
-2.89E+00
-2.89E+00
-2.89E+00
-2.89E+00
-2.89E+00
-2.89E+00
-2.89E+00
-2.97E+00
-2.89E+00
-2.89E+00
-2.97E+00
-2.89E+00
-2.97E+00
-2.97E+00
-2.97E+00
-2.97E+00
-2.97E+00
-2.97E+00
-2.97E+00
-2.97E+00
-3.06E+00
-2.97E+00
-2.97E+00
-3.06E+00
-2.97E+00
-2.97E+00
-2.89E+00
-2.97E+00
-3.06E+00
-2.97E+00
-2.89E+00
-3.06E+00
-3.06E+00
-3.06E+00
-3.06E+00
-2.97E+00
-3.06E+00
-3.06E+00
-3.06E+00
-2.97E+00
-3.06E+00
-3.06E+00
-3.06E+00
-3.06E+00
-3.14E+00
-3.06E+00
-3.06E+00
-3.14E+00
-3.06E+00
-3.06E+00
-3.06E+00
-3.14E+00
-3.06E+00
-3.06E+00
-3.14E+00
-2.97E+00
-3.06E+00
-3.14E+00
-3.06E+00
-3.14E+00
-3.06E+00
-3.06E+00
-3.06E+00
-3.06E+00
-3.06E+00
-3.06E+00
-3.14E+00
-3.06E+00
-3.06E+00
-3.06E+00
-3.06E+00
-2.97E+00
-3.06E+00
-3.06E+00
-2.97E+00
-3.06E+00
-3.06E+00
-3.06E+00
-3.06E+00
-3.06E+00
-3.06E+00
-3.06E+00
-3.06E+00
-2.97E+00
-3.06E+00
-2.97E+00
-2.97E+00
-2.97E+00
-3.06E+00
-2.97E+00
-2.97E+00
-2.97E+00
-2.97E+00
-2.97E+00
-2.97E+00
-2.97E+00
-2.97E+00
-2.89E+00
-2.97E+00
-2.97E+00
-2.97E+00
-2.89E+00
-2.89E+00
-2.97E+00
-2.89E+00
-2.89E+00
-2.89E+00
-2.89E+00
-2.89E+00
-2.97E+00
-2.89E+00
-2.89E+00
-2.89E+00
-2.81E+00
-2.89E+00
-2.89E+00
-2.89E+00
-2.81E+00
-2.81E+00
-2.89E+00
-2.81E+00
-2.81E+00
-2.81E+00
-2.81E+00
-2.81E+00
-2.81E+00
-2.73E+00
-2.81E+00
-2.73E+00
-2.73E+00
-2.73E+00
-2.73E+00
-2.73E+00
-2.73E+00
-2.65E+00
-2.73E+00
-2.65E+00
-2.65E+00
-2.73E+00
-2.65E+00
-2.65E+00
-2.65E+00
-2.65E+00
-2.65E+00
-2.65E+00
-2.57E+00
-2.57E+00
-2.57E+00
-2.57E+00
-2.57E+00
-2.49E+00
-2.57E+00
-2.57E+00
-2.49E+00
-2.49E+00
-2.49E+00
-2.49E+00
-2.49E+00
-2.41E+00
-2.41E+00
-2.41E+00
-2.41E+00
-2.41E+00
-2.41E+00
-2.41E+00
-2.41E+00
-2.33E+00
-2.33E+00
-2.33E+00
-2.33E+00
-2.33E+00
-2.33E+00
-2.33E+00
-2.33E+00
-2.25E+00
-2.25E+00
-2.25E+00
-2.25E+00
-2.25E+00
-2.25E+00
-2.25E+00
-2.17E+00
-2.17E+00
-2.17E+00
-2.17E+00
-2.09E+00
-2.09E+00
-2.17E+00
-2.09E+00
-2.09E+00
-2.09E+00
-2.01E+00
-2.01E+00
-2.01E+00
-2.01E+00
-2.01E+00
-1.93E+00
-1.93E+00
-1.93E+00
-1.93E+00
-1.93E+00
-1.93E+00
-1.85E+00
-1.85E+00
-1.85E+00
-1.85E+00
-1.85E+00
-1.77E+00
-1.77E+00
-1.69E+00
-1.77E+00
-1.77E+00
-1.69E+00
-1.69E+00
-1.69E+00
-1.69E+00
-1.61E+00
-1.69E+00
-1.61E+00
-1.61E+00
-1.61E+00
-1.61E+00
-1.53E+00
-1.53E+00
-1.53E+00
-1.53E+00
-1.53E+00
-1.53E+00
-1.45E+00
-1.37E+00
-1.45E+00
-1.45E+00
-1.45E+00
-1.45E+00
-1.37E+00
-1.37E+00
-1.29E+00
-1.29E+00
-1.21E+00
-1.21E+00
-1.29E+00
-1.21E+00
-1.21E+00
-1.21E+00
-1.21E+00
-1.21E+00
-1.13E+00
-1.05E+00
-1.13E+00
-1.05E+00
-1.13E+00
-1.05E+00
-1.05E+00
-1.05E+00
-1.05E+00
-9.65E-01
-8.84E-01
-9.65E-01
-8.84E-01
-8.04E-01
-8.84E-01
-8.84E-01
-8.84E-01
-8.04E-01
-8.04E-01
-8.04E-01
-7.24E-01
-7.24E-01
-7.24E-01
-7.24E-01
-7.24E-01
-7.24E-01
-6.43E-01
-6.43E-01
-6.43E-01
-5.63E-01
-6.43E-01
-5.63E-01
-5.63E-01
-5.63E-01
-5.63E-01
-4.82E-01
-4.82E-01
-4.02E-01
-4.02E-01
-4.02E-01
-4.02E-01
-4.02E-01
-4.02E-01
-3.22E-01
-3.22E-01
-4.02E-01
-3.22E-01
-3.22E-01
-3.22E-01
-2.41E-01
-2.41E-01
-1.61E-01
-2.41E-01
-1.61E-01
-2.41E-01
-1.61E-01
-8.04E-02
-8.04E-02
-8.04E-02
-8.04E-02
0.00E+00
0.00E+00
0.00E+00
8.04E-02];
y=[0.00E+00
8.04E-02
8.04E-02
8.04E-02
0.00E+00
1.61E-01
8.04E-02
1.61E-01
1.61E-01
2.41E-01
2.41E-01
1.61E-01
3.22E-01
2.41E-01
3.22E-01
3.22E-01
3.22E-01
3.22E-01
4.02E-01
4.82E-01
3.22E-01
4.02E-01
4.02E-01
4.02E-01
4.82E-01
4.02E-01
4.82E-01
5.63E-01
5.63E-01
4.82E-01
5.63E-01
6.43E-01
6.43E-01
7.24E-01
6.43E-01
7.24E-01
7.24E-01
7.24E-01
7.24E-01
7.24E-01
8.04E-01
8.04E-01
8.04E-01
8.84E-01
8.84E-01
8.84E-01
8.04E-01
8.84E-01
9.65E-01
9.65E-01
9.65E-01
9.65E-01
9.65E-01
9.65E-01
1.05E+00
1.05E+00
1.05E+00
1.05E+00
1.13E+00
1.13E+00
1.05E+00
1.21E+00
1.21E+00
1.13E+00
1.21E+00
1.21E+00
1.21E+00
1.29E+00
1.29E+00
1.37E+00
1.37E+00
1.21E+00
1.37E+00
1.29E+00
1.45E+00
1.37E+00
1.37E+00
1.37E+00
1.45E+00
1.53E+00
1.45E+00
1.53E+00
1.45E+00
1.53E+00
1.45E+00
1.53E+00
1.61E+00
1.61E+00
1.53E+00
1.61E+00
1.53E+00
1.61E+00
1.61E+00
1.61E+00
1.69E+00
1.69E+00
1.69E+00
1.69E+00
1.77E+00
1.77E+00
1.77E+00
1.85E+00
1.77E+00
1.77E+00
1.77E+00
1.85E+00
1.85E+00
1.85E+00
1.85E+00
1.85E+00
1.85E+00
1.93E+00
1.93E+00
2.01E+00
2.01E+00
2.01E+00
1.93E+00
2.01E+00
2.09E+00
2.09E+00
2.09E+00
2.09E+00
2.09E+00
2.09E+00
2.09E+00
2.17E+00
2.09E+00
2.09E+00
2.17E+00
2.17E+00
2.17E+00
2.25E+00
2.17E+00
2.17E+00
2.17E+00
2.25E+00
2.25E+00
2.25E+00
2.25E+00
2.25E+00
2.25E+00
2.33E+00
2.25E+00
2.25E+00
2.33E+00
2.25E+00
2.33E+00
2.33E+00
2.33E+00
2.33E+00
2.33E+00
2.33E+00
2.41E+00
2.33E+00
2.41E+00
2.33E+00
2.41E+00
2.41E+00
2.33E+00
2.33E+00
2.33E+00
2.41E+00
2.41E+00
2.41E+00
2.41E+00
2.41E+00
2.41E+00
2.41E+00
2.49E+00
2.41E+00
2.41E+00
2.33E+00
2.41E+00
2.49E+00
2.41E+00
2.49E+00
2.41E+00
2.41E+00
2.41E+00
2.41E+00
2.41E+00
2.49E+00
2.41E+00
2.41E+00
2.41E+00
2.41E+00
2.49E+00
2.41E+00
2.41E+00
2.49E+00
2.41E+00
2.41E+00
2.41E+00
2.41E+00
2.41E+00
2.49E+00
2.49E+00
2.49E+00
2.49E+00
2.49E+00
2.49E+00
2.41E+00
2.49E+00
2.41E+00
2.41E+00
2.49E+00
2.41E+00
2.41E+00
2.49E+00
2.49E+00
2.41E+00
2.41E+00
2.49E+00
2.41E+00
2.41E+00
2.41E+00
2.49E+00
2.41E+00
2.41E+00
2.49E+00
2.49E+00
2.49E+00
2.49E+00
2.41E+00
2.41E+00
2.49E+00
2.41E+00
2.49E+00
2.41E+00
2.49E+00
2.49E+00
2.49E+00
2.41E+00
2.41E+00
2.41E+00
2.49E+00
2.49E+00
2.41E+00
2.41E+00
2.49E+00
2.49E+00
2.41E+00
2.49E+00
2.41E+00
2.41E+00
2.41E+00
2.49E+00
2.49E+00
2.49E+00
2.41E+00
2.49E+00
2.49E+00
2.49E+00
2.41E+00
2.41E+00
2.41E+00
2.41E+00
2.41E+00
2.49E+00
2.41E+00
2.41E+00
2.41E+00
2.41E+00
2.41E+00
2.49E+00
2.41E+00
2.41E+00
2.49E+00
2.49E+00
2.49E+00
2.49E+00
2.41E+00
2.49E+00
2.41E+00
2.41E+00
2.49E+00
2.49E+00
2.41E+00
2.41E+00
2.49E+00
2.41E+00
2.41E+00
2.49E+00
2.41E+00
2.41E+00
2.41E+00
2.41E+00
2.49E+00
2.41E+00
2.41E+00
2.41E+00
2.41E+00
2.41E+00
2.41E+00
2.41E+00
2.41E+00
2.49E+00
2.41E+00
2.41E+00
2.41E+00
2.41E+00
2.41E+00
2.41E+00
2.49E+00
2.41E+00
2.41E+00
2.41E+00
2.41E+00
2.41E+00
2.49E+00
2.49E+00
2.41E+00
2.41E+00
2.41E+00
2.33E+00
2.41E+00
2.41E+00
2.33E+00
2.41E+00
2.49E+00
2.41E+00
2.41E+00
2.41E+00
2.33E+00
2.41E+00
2.33E+00
2.49E+00
2.41E+00
2.41E+00
2.41E+00
2.41E+00
2.41E+00
2.41E+00
2.41E+00
2.41E+00
2.41E+00
2.33E+00
2.33E+00
2.41E+00
2.41E+00
2.41E+00
2.41E+00
2.33E+00
2.33E+00
2.41E+00
2.41E+00
2.33E+00
2.33E+00
2.33E+00
2.25E+00
2.33E+00
2.33E+00
2.33E+00
2.25E+00
2.25E+00
2.25E+00
2.25E+00
2.25E+00
2.25E+00
2.25E+00
2.17E+00
2.17E+00
2.17E+00
2.17E+00
2.17E+00
2.17E+00
2.09E+00
2.17E+00
2.17E+00
2.17E+00
2.17E+00
2.09E+00
2.09E+00
2.01E+00
2.01E+00
1.93E+00
2.01E+00
1.93E+00
1.93E+00
2.01E+00
1.93E+00
1.85E+00
1.93E+00
1.85E+00
1.93E+00
1.93E+00
1.77E+00
1.85E+00
1.85E+00
1.85E+00
1.77E+00
1.77E+00
1.77E+00
1.69E+00
1.77E+00
1.69E+00
1.69E+00
1.69E+00
1.69E+00
1.61E+00
1.61E+00
1.61E+00
1.61E+00
1.61E+00
1.61E+00
1.53E+00
1.53E+00
1.53E+00
1.53E+00
1.53E+00
1.53E+00
1.45E+00
1.45E+00
1.37E+00
1.37E+00
1.45E+00
1.45E+00
1.37E+00
1.37E+00
1.37E+00
1.37E+00
1.29E+00
1.29E+00
1.29E+00
1.21E+00
1.21E+00
1.21E+00
1.21E+00
1.21E+00
1.13E+00
1.13E+00
1.05E+00
1.13E+00
1.13E+00
1.13E+00
1.05E+00
1.05E+00
1.05E+00
1.05E+00
9.65E-01
1.05E+00
9.65E-01
8.84E-01
8.84E-01
8.84E-01
8.84E-01
8.84E-01
8.84E-01
8.04E-01
8.04E-01
8.04E-01
7.24E-01
7.24E-01
7.24E-01
7.24E-01
7.24E-01
7.24E-01
7.24E-01
7.24E-01
6.43E-01
6.43E-01
6.43E-01
5.63E-01
5.63E-01
5.63E-01
4.82E-01
5.63E-01
4.02E-01
4.02E-01
4.82E-01
4.82E-01
4.82E-01
4.02E-01
3.22E-01
4.02E-01
3.22E-01
3.22E-01
3.22E-01
3.22E-01
2.41E-01
2.41E-01
1.61E-01
2.41E-01
1.61E-01
8.04E-02
1.61E-01
1.61E-01
8.04E-02
8.04E-02
8.04E-02
0.00E+00
8.04E-02
-8.04E-02
0.00E+00
0.00E+00
8.04E-02
-8.04E-02
-8.04E-02
-8.04E-02
-8.04E-02
-1.61E-01
-1.61E-01
-1.61E-01
-8.04E-02
-1.61E-01
-2.41E-01
-2.41E-01
-2.41E-01
-3.22E-01
-3.22E-01
-3.22E-01
-4.02E-01
-3.22E-01
-3.22E-01
-4.02E-01
-4.82E-01
-4.02E-01
-4.82E-01
-4.82E-01
-4.02E-01
-4.82E-01
-5.63E-01
-4.82E-01
-4.82E-01
-5.63E-01
-6.43E-01
-6.43E-01
-6.43E-01
-5.63E-01
-6.43E-01
-6.43E-01
-6.43E-01
-8.04E-01
-7.24E-01
-7.24E-01
-7.24E-01
-8.04E-01
-8.04E-01
-8.04E-01
-8.04E-01
-8.04E-01
-8.84E-01
-9.65E-01
-8.84E-01
-9.65E-01
-9.65E-01
-8.84E-01
-9.65E-01
-1.05E+00
-9.65E-01
-1.05E+00
-9.65E-01
-1.05E+00
-1.05E+00
-1.05E+00
-1.13E+00
-1.13E+00
-1.13E+00
-1.13E+00
-1.21E+00
-1.21E+00
-1.13E+00
-1.21E+00
-1.29E+00
-1.29E+00
-1.37E+00
-1.29E+00
-1.29E+00
-1.37E+00
-1.37E+00
-1.37E+00
-1.37E+00
-1.45E+00
-1.45E+00
-1.45E+00
-1.45E+00
-1.53E+00
-1.53E+00
-1.45E+00
-1.53E+00
-1.53E+00
-1.53E+00
-1.53E+00
-1.61E+00
-1.69E+00
-1.69E+00
-1.61E+00
-1.61E+00
-1.69E+00
-1.77E+00
-1.61E+00
-1.77E+00
-1.69E+00
-1.77E+00
-1.77E+00
-1.77E+00
-1.77E+00
-1.77E+00
-1.77E+00
-1.85E+00
-1.85E+00
-1.85E+00
-1.93E+00
-1.93E+00
-1.93E+00
-2.01E+00
-2.01E+00
-2.01E+00
-2.09E+00
-2.01E+00
-1.93E+00
-2.09E+00
-2.01E+00
-2.01E+00
-2.17E+00
-2.09E+00
-2.09E+00
-2.09E+00
-2.17E+00
-2.17E+00
-2.17E+00
-2.17E+00
-2.17E+00
-2.17E+00
-2.17E+00
-2.17E+00
-2.17E+00
-2.25E+00
-2.17E+00
-2.25E+00
-2.33E+00
-2.33E+00
-2.25E+00
-2.33E+00
-2.33E+00
-2.33E+00
-2.33E+00
-2.33E+00
-2.41E+00
-2.33E+00
-2.33E+00
-2.41E+00
-2.41E+00
-2.41E+00
-2.41E+00
-2.41E+00
-2.49E+00
-2.49E+00
-2.49E+00
-2.49E+00
-2.41E+00
-2.49E+00
-2.57E+00
-2.57E+00
-2.57E+00
-2.57E+00
-2.57E+00
-2.65E+00
-2.57E+00
-2.57E+00
-2.73E+00
-2.65E+00
-2.65E+00
-2.65E+00
-2.65E+00
-2.65E+00
-2.65E+00
-2.65E+00
-2.65E+00
-2.65E+00
-2.65E+00
-2.65E+00
-2.81E+00
-2.81E+00
-2.73E+00
-2.73E+00
-2.73E+00
-2.73E+00
-2.81E+00
-2.81E+00
-2.81E+00
-2.81E+00
-2.81E+00
-2.73E+00
-2.89E+00
-2.81E+00
-2.81E+00
-2.81E+00
-2.81E+00
-2.81E+00
-2.89E+00
-2.89E+00
-2.89E+00
-2.89E+00
-2.89E+00
-2.89E+00
-2.89E+00
-2.89E+00
-2.89E+00
-2.81E+00
-2.97E+00
-2.89E+00
-2.89E+00
-2.89E+00
-2.89E+00
-2.89E+00
-2.97E+00
-2.97E+00
-2.89E+00
-2.89E+00
-2.97E+00
-2.97E+00
-2.97E+00
-2.97E+00
-2.97E+00
-2.97E+00
-2.97E+00
-2.97E+00
-3.06E+00
-3.06E+00
-2.97E+00
-2.89E+00
-2.89E+00
-2.97E+00
-2.97E+00
-2.97E+00
-2.97E+00
-2.97E+00
-2.97E+00
-3.06E+00
-3.06E+00
-3.06E+00
-2.97E+00
-3.06E+00
-2.97E+00
-3.06E+00
-3.06E+00
-2.97E+00
-3.06E+00
-2.97E+00
-3.06E+00
-3.06E+00
-2.97E+00
-2.97E+00
-2.97E+00
-2.97E+00
-2.97E+00
-3.06E+00
-2.97E+00
-3.06E+00
-2.97E+00
-3.06E+00
-3.06E+00
-2.97E+00
-2.97E+00
-3.06E+00
-3.06E+00
-2.97E+00
-2.97E+00
-2.97E+00
-2.97E+00
-3.06E+00
-3.06E+00
-2.97E+00
-2.97E+00
-3.06E+00
-3.06E+00
-2.97E+00
-2.97E+00
-2.97E+00
-2.97E+00
-2.89E+00
-3.06E+00
-2.89E+00
-2.97E+00
-2.97E+00
-2.97E+00
-2.89E+00
-3.06E+00
-2.97E+00
-3.06E+00
-2.97E+00
-2.89E+00
-2.97E+00
-2.89E+00
-2.97E+00
-2.89E+00
-2.97E+00
-2.89E+00
-2.89E+00
-2.89E+00
-2.89E+00
-2.89E+00
-2.89E+00
-2.89E+00
-2.89E+00
-2.89E+00
-2.89E+00
-2.81E+00
-2.81E+00
-2.81E+00
-2.89E+00
-2.73E+00
-2.89E+00
-2.89E+00
-2.89E+00
-2.89E+00
-2.89E+00
-2.89E+00
-2.81E+00
-2.81E+00
-2.73E+00
-2.81E+00
-2.81E+00
-2.81E+00
-2.73E+00
-2.73E+00
-2.73E+00
-2.65E+00
-2.65E+00
-2.73E+00
-2.73E+00
-2.73E+00
-2.73E+00
-2.65E+00
-2.65E+00
-2.65E+00
-2.65E+00
-2.65E+00
-2.57E+00
-2.65E+00
-2.57E+00
-2.57E+00
-2.57E+00
-2.57E+00
-2.57E+00
-2.57E+00
-2.57E+00
-2.65E+00
-2.57E+00
-2.57E+00
-2.49E+00
-2.49E+00
-2.49E+00
-2.57E+00
-2.41E+00
-2.41E+00
-2.41E+00
-2.49E+00
-2.41E+00
-2.41E+00
-2.33E+00
-2.41E+00
-2.41E+00
-2.41E+00
-2.33E+00
-2.33E+00
-2.33E+00
-2.33E+00
-2.33E+00
-2.25E+00
-2.25E+00
-2.33E+00
-2.33E+00
-2.17E+00
-2.17E+00
-2.25E+00
-2.25E+00
-2.25E+00
-2.17E+00
-2.17E+00
-2.17E+00
-2.25E+00
-2.09E+00
-2.09E+00
-2.17E+00
-2.01E+00
-2.09E+00
-2.09E+00
-2.01E+00
-2.09E+00
-2.01E+00
-2.01E+00
-1.93E+00
-2.01E+00
-1.93E+00
-1.93E+00
-1.93E+00
-1.93E+00
-1.85E+00
-2.01E+00
-1.85E+00
-1.93E+00
-1.85E+00
-1.85E+00
-1.77E+00
-1.77E+00
-1.77E+00
-1.85E+00
-1.77E+00
-1.69E+00
-1.69E+00
-1.77E+00
-1.69E+00
-1.69E+00
-1.69E+00
-1.69E+00
-1.61E+00
-1.61E+00
-1.61E+00
-1.61E+00
-1.61E+00
-1.53E+00
-1.53E+00
-1.45E+00
-1.53E+00
-1.45E+00
-1.37E+00
-1.37E+00
-1.45E+00
-1.37E+00
-1.45E+00
-1.37E+00
-1.37E+00
-1.37E+00
-1.29E+00
-1.29E+00
-1.29E+00
-1.29E+00
-1.21E+00
-1.29E+00
-1.29E+00
-1.21E+00
-1.21E+00
-1.21E+00
-1.21E+00
-1.05E+00
-1.05E+00
-1.05E+00
-1.05E+00
-1.05E+00
-1.05E+00
-1.05E+00
-1.13E+00
-1.13E+00
-1.05E+00
-9.65E-01
-9.65E-01
-8.84E-01
-8.84E-01
-8.84E-01
-8.84E-01
-8.84E-01
-8.04E-01
-8.04E-01
-7.24E-01
-7.24E-01
-8.04E-01
-7.24E-01
-7.24E-01
-6.43E-01
-7.24E-01
-6.43E-01
-5.63E-01
-6.43E-01
-6.43E-01
-5.63E-01
-5.63E-01
-5.63E-01
-4.82E-01
-5.63E-01
-4.82E-01
-4.02E-01
-4.02E-01
-4.82E-01
-4.82E-01
-4.02E-01
-2.41E-01
-4.02E-01
-3.22E-01
-3.22E-01
-3.22E-01
-4.02E-01
-2.41E-01
-3.22E-01
-3.22E-01
-1.61E-01
-2.41E-01
-1.61E-01
-1.61E-01
-1.61E-01
-1.61E-01
-8.04E-02
-8.04E-02
0.00E+00
-8.04E-02
0.00E+00
0.00E+00
-8.04E-02
0.00E+00
0.00E+00
8.04E-02
8.04E-02
8.04E-02
1.61E-01
8.04E-02
1.61E-01
1.61E-01
1.61E-01
1.61E-01
1.61E-01
2.41E-01
2.41E-01
3.22E-01
1.61E-01
3.22E-01
4.02E-01
4.02E-01
4.02E-01
4.02E-01
4.02E-01
4.02E-01
4.82E-01
4.02E-01
4.82E-01
4.82E-01
4.82E-01
5.63E-01
4.82E-01
5.63E-01
6.43E-01
6.43E-01
5.63E-01
5.63E-01
5.63E-01
7.24E-01
6.43E-01
7.24E-01
8.04E-01
8.04E-01
7.24E-01
8.04E-01
7.24E-01
8.04E-01
8.84E-01
8.04E-01
8.84E-01
8.84E-01
8.84E-01
8.84E-01
9.65E-01
9.65E-01
9.65E-01
9.65E-01
9.65E-01
9.65E-01
1.05E+00
1.05E+00
1.13E+00
1.13E+00
1.13E+00
1.13E+00
1.13E+00
1.21E+00
1.21E+00
1.13E+00
1.21E+00
1.29E+00
1.29E+00
1.21E+00
1.37E+00
1.29E+00
1.37E+00
1.37E+00
1.37E+00
1.37E+00
1.45E+00
1.45E+00
1.45E+00
1.37E+00
1.45E+00
1.53E+00
1.45E+00
1.53E+00
1.45E+00
1.53E+00
1.61E+00
1.61E+00
1.61E+00
1.53E+00
1.61E+00
1.61E+00
1.61E+00
1.61E+00
1.69E+00
1.69E+00
1.69E+00
1.77E+00
1.69E+00
1.69E+00
1.77E+00
1.77E+00
1.77E+00
1.77E+00
1.85E+00
1.85E+00
1.85E+00
1.85E+00
1.93E+00
1.93E+00
1.93E+00
1.93E+00
1.93E+00
1.93E+00
1.93E+00
2.01E+00
2.01E+00
1.93E+00
1.93E+00
2.09E+00
2.09E+00
2.01E+00
2.09E+00
2.17E+00
2.09E+00
2.09E+00
2.09E+00
2.17E+00
2.25E+00
2.17E+00
2.17E+00
2.17E+00
2.17E+00
2.17E+00
2.17E+00
2.25E+00
2.17E+00
2.25E+00
2.25E+00
2.25E+00
2.25E+00
2.25E+00
2.33E+00
2.33E+00
2.33E+00
2.33E+00
2.33E+00
2.33E+00
2.33E+00
2.33E+00
2.33E+00
2.33E+00
2.41E+00
2.33E+00
2.41E+00
2.41E+00
2.41E+00
2.33E+00
2.41E+00
2.33E+00
2.41E+00
2.41E+00
2.33E+00
2.41E+00
2.41E+00
2.41E+00
2.49E+00
2.41E+00
2.41E+00
2.41E+00
2.33E+00
2.41E+00
2.41E+00
2.33E+00
2.41E+00
2.41E+00
2.33E+00
2.49E+00
2.49E+00
2.49E+00
2.41E+00
2.41E+00
2.33E+00
2.41E+00
2.41E+00
2.41E+00
2.41E+00
2.49E+00
2.41E+00
2.41E+00
2.49E+00
2.41E+00
2.49E+00
2.41E+00
2.41E+00
2.49E+00
2.41E+00
2.41E+00
2.41E+00
2.49E+00
2.41E+00
2.41E+00
2.49E+00
2.49E+00
2.49E+00
2.41E+00
2.49E+00
2.49E+00
2.41E+00
2.49E+00
2.41E+00
2.41E+00
2.49E+00
2.41E+00
2.41E+00
2.49E+00
2.49E+00
2.49E+00
2.41E+00
2.49E+00
2.49E+00
2.49E+00
2.49E+00
2.49E+00
2.41E+00
2.49E+00
2.41E+00
2.49E+00
2.41E+00
2.49E+00
2.41E+00
2.49E+00
2.49E+00
2.49E+00
2.49E+00
2.49E+00
2.49E+00
2.41E+00
2.57E+00
2.49E+00
2.41E+00
2.41E+00
2.49E+00
2.41E+00
2.49E+00
2.41E+00
2.57E+00
2.41E+00
2.41E+00
2.49E+00
2.49E+00
2.49E+00
2.41E+00
2.49E+00
2.41E+00
2.41E+00
2.49E+00
2.49E+00
2.41E+00
2.57E+00
2.41E+00
2.41E+00
2.41E+00
2.49E+00
2.49E+00
2.41E+00
2.41E+00
2.49E+00
2.41E+00
2.49E+00
2.41E+00
2.41E+00
2.49E+00
2.49E+00
2.41E+00
2.41E+00
2.41E+00
2.41E+00
2.49E+00
2.49E+00
2.49E+00
2.57E+00
2.41E+00
2.41E+00
2.41E+00
2.41E+00
2.49E+00
2.49E+00
2.41E+00
2.49E+00
2.41E+00
2.49E+00
2.41E+00
2.49E+00
2.41E+00
2.49E+00
2.41E+00
2.49E+00
2.41E+00
2.49E+00
2.33E+00
2.41E+00
2.41E+00
2.41E+00
2.41E+00
2.41E+00
2.41E+00
2.41E+00
2.41E+00
2.41E+00
2.41E+00
2.41E+00
2.41E+00
2.33E+00
2.49E+00
2.49E+00
2.41E+00
2.41E+00
2.41E+00
2.41E+00
2.41E+00
2.41E+00
2.41E+00
2.41E+00
2.41E+00
2.41E+00
2.41E+00
2.41E+00
2.41E+00
2.41E+00
2.41E+00
2.41E+00
2.33E+00
2.41E+00
2.33E+00
2.33E+00
2.41E+00
2.33E+00
2.41E+00
2.33E+00
2.41E+00
2.33E+00
2.41E+00
2.33E+00
2.33E+00
2.33E+00
2.33E+00
2.33E+00
2.33E+00
2.33E+00
2.33E+00
2.25E+00
2.25E+00
2.25E+00
2.25E+00
2.25E+00
2.25E+00
2.17E+00
2.17E+00
2.25E+00
2.25E+00
2.17E+00
2.25E+00
2.25E+00
2.17E+00
2.09E+00
2.09E+00
2.09E+00
2.09E+00
2.09E+00
2.09E+00
2.09E+00
2.09E+00
2.09E+00
2.09E+00
2.01E+00
1.93E+00
2.01E+00
2.01E+00
2.01E+00
1.93E+00
1.93E+00
1.85E+00
1.93E+00
1.85E+00
1.77E+00
1.77E+00
1.85E+00
1.85E+00
1.85E+00
1.77E+00
1.77E+00
1.77E+00
1.77E+00
1.77E+00
1.69E+00
1.69E+00
1.69E+00
1.69E+00
1.69E+00
1.69E+00
1.61E+00
1.61E+00
1.61E+00
1.61E+00
1.53E+00
1.53E+00
1.61E+00
1.53E+00
1.45E+00
1.53E+00
1.45E+00
1.45E+00
1.45E+00
1.37E+00
1.37E+00
1.37E+00
1.37E+00
1.29E+00
1.37E+00
1.29E+00
1.29E+00
1.29E+00
1.29E+00
1.21E+00
1.21E+00
1.21E+00
1.21E+00
1.21E+00
1.13E+00
1.21E+00
1.05E+00
1.13E+00
1.05E+00
9.65E-01
1.05E+00
9.65E-01
1.05E+00
9.65E-01
1.05E+00
1.05E+00
1.05E+00
8.84E-01
8.84E-01
9.65E-01
9.65E-01
8.04E-01
8.84E-01
8.84E-01
8.04E-01
8.04E-01
7.24E-01
8.04E-01
8.04E-01
7.24E-01
7.24E-01
6.43E-01
5.63E-01
6.43E-01
6.43E-01
6.43E-01
6.43E-01
4.82E-01
5.63E-01
5.63E-01
4.82E-01
4.82E-01
5.63E-01
4.82E-01
4.02E-01
4.02E-01
4.82E-01
4.02E-01
3.22E-01
3.22E-01
3.22E-01
3.22E-01
3.22E-01
2.41E-01
2.41E-01
1.61E-01
2.41E-01
1.61E-01
1.61E-01
1.61E-01
8.04E-02
8.04E-02
8.04E-02
8.04E-02
8.04E-02
0.00E+00
8.04E-02
0.00E+00
0.00E+00
-8.04E-02
0.00E+00
0.00E+00
0.00E+00
0.00E+00
-8.04E-02
-8.04E-02
-1.61E-01
-8.04E-02
-1.61E-01
-1.61E-01
-2.41E-01
-2.41E-01
-2.41E-01
-3.22E-01
-2.41E-01
-4.02E-01
-3.22E-01
-3.22E-01
-4.02E-01
-3.22E-01
-4.02E-01
-4.02E-01
-4.02E-01
-4.82E-01
-5.63E-01
-4.82E-01
-5.63E-01
-5.63E-01
-5.63E-01
-4.82E-01
-5.63E-01
-6.43E-01
-6.43E-01
-6.43E-01
-6.43E-01
-6.43E-01
-7.24E-01
-7.24E-01
-7.24E-01
-7.24E-01
-8.04E-01
-7.24E-01
-8.04E-01
-8.04E-01
-8.84E-01
-8.84E-01
-8.84E-01
-9.65E-01
-8.84E-01
-9.65E-01
-9.65E-01
-8.84E-01
-9.65E-01
-1.05E+00
-1.05E+00
-1.05E+00
-1.05E+00
-1.05E+00
-1.13E+00
-1.13E+00
-1.21E+00
-1.13E+00
-1.05E+00
-1.21E+00
-1.21E+00
-1.21E+00
-1.21E+00
-1.21E+00
-1.29E+00
-1.29E+00
-1.29E+00
-1.29E+00
-1.29E+00
-1.37E+00
-1.37E+00
-1.29E+00
-1.37E+00
-1.37E+00
-1.45E+00
-1.53E+00
-1.45E+00
-1.53E+00
-1.45E+00
-1.53E+00
-1.53E+00
-1.53E+00
-1.53E+00
-1.61E+00
-1.61E+00
-1.69E+00
-1.61E+00
-1.69E+00
-1.69E+00
-1.69E+00
-1.77E+00
-1.69E+00
-1.77E+00
-1.77E+00
-1.77E+00
-1.77E+00
-1.69E+00
-1.85E+00
-1.77E+00
-1.85E+00
-1.85E+00
-1.85E+00
-1.93E+00
-1.85E+00
-1.85E+00
-1.93E+00
-1.93E+00
-2.01E+00
-2.01E+00
-1.93E+00
-2.01E+00
-2.01E+00
-2.01E+00
-2.01E+00
-2.09E+00
-2.09E+00
-2.09E+00
-2.09E+00
-2.09E+00
-2.09E+00
-2.09E+00
-2.17E+00
-2.17E+00
-2.09E+00
-2.17E+00
-2.17E+00
-2.17E+00
-2.25E+00
-2.17E+00
-2.25E+00
-2.25E+00
-2.25E+00
-2.33E+00
-2.25E+00
-2.25E+00
-2.33E+00
-2.33E+00
-2.33E+00
-2.33E+00
-2.33E+00
-2.41E+00
-2.41E+00
-2.41E+00
-2.49E+00
-2.41E+00
-2.41E+00
-2.49E+00
-2.49E+00
-2.49E+00
-2.41E+00
-2.41E+00
-2.49E+00
-2.57E+00
-2.57E+00
-2.57E+00
-2.57E+00
-2.49E+00
-2.57E+00
-2.57E+00
-2.57E+00
-2.65E+00
-2.65E+00
-2.65E+00
-2.57E+00
-2.65E+00
-2.65E+00
-2.65E+00
-2.65E+00
-2.73E+00
-2.65E+00
-2.73E+00
-2.73E+00
-2.65E+00
-2.73E+00
-2.73E+00
-2.73E+00
-2.73E+00
-2.73E+00
-2.81E+00
-2.73E+00
-2.73E+00
-2.81E+00
-2.81E+00
-2.81E+00
-2.73E+00
-2.73E+00
-2.81E+00
-2.81E+00
-2.81E+00
-2.81E+00
-2.89E+00
-2.81E+00
-2.89E+00
-2.89E+00
-2.89E+00
-2.81E+00
-2.89E+00
-2.89E+00
-2.89E+00
-2.89E+00
-2.89E+00
-2.89E+00
-2.89E+00
-2.89E+00
-2.97E+00
-2.89E+00
-2.89E+00
-2.89E+00
-2.89E+00
-2.97E+00
-2.97E+00
-2.97E+00
-2.89E+00
-2.97E+00
-2.97E+00
-2.97E+00
-2.97E+00
-2.97E+00
-2.97E+00
-2.97E+00
-3.06E+00
-2.97E+00
-2.97E+00
-2.97E+00
-3.06E+00
-2.97E+00
-2.97E+00
-2.97E+00
-3.06E+00
-3.06E+00
-2.97E+00
-2.97E+00
-3.06E+00
-3.06E+00
-2.97E+00
-3.06E+00
-2.97E+00
-3.06E+00
-3.06E+00
-3.06E+00
-3.06E+00
-3.06E+00
-3.06E+00
-2.97E+00
-3.06E+00
-2.97E+00
-3.06E+00
-3.06E+00
-3.06E+00
-3.06E+00
-3.06E+00
-3.06E+00
-3.06E+00
-2.97E+00
-3.06E+00
-2.97E+00
-3.06E+00
-3.06E+00
-2.97E+00
-3.06E+00
-3.06E+00
-2.97E+00
-3.06E+00
-2.97E+00
-2.97E+00
-2.97E+00
-2.97E+00
-2.97E+00
-3.06E+00
-2.97E+00
-2.97E+00
-2.97E+00
-2.89E+00
-3.06E+00
-2.97E+00
-2.97E+00
-2.97E+00
-2.97E+00
-2.97E+00
-2.97E+00
-2.97E+00
-2.97E+00
-2.97E+00
-2.89E+00
-2.97E+00
-2.89E+00
-2.89E+00
-2.89E+00
-2.97E+00
-2.89E+00
-2.97E+00
-2.89E+00
-2.89E+00
-2.89E+00
-2.97E+00
-2.81E+00
-2.89E+00
-2.81E+00
-2.89E+00
-2.89E+00
-2.89E+00
-2.89E+00
-2.81E+00
-2.81E+00
-2.81E+00
-2.73E+00
-2.89E+00
-2.81E+00
-2.81E+00
-2.81E+00
-2.81E+00
-2.81E+00
-2.81E+00
-2.81E+00
-2.73E+00
-2.73E+00
-2.73E+00
-2.81E+00
-2.73E+00
-2.73E+00
-2.73E+00
-2.65E+00
-2.65E+00
-2.73E+00
-2.65E+00
-2.57E+00
-2.65E+00
-2.65E+00
-2.65E+00
-2.65E+00
-2.65E+00
-2.57E+00
-2.57E+00
-2.57E+00
-2.57E+00
-2.65E+00
-2.65E+00
-2.49E+00
-2.57E+00
-2.65E+00
-2.57E+00
-2.49E+00
-2.49E+00
-2.49E+00
-2.57E+00
-2.49E+00
-2.49E+00
-2.49E+00
-2.49E+00
-2.57E+00
-2.49E+00
-2.41E+00
-2.41E+00
-2.33E+00
-2.33E+00
-2.41E+00
-2.33E+00
-2.41E+00
-2.33E+00
-2.33E+00
-2.25E+00
-2.33E+00
-2.33E+00
-2.33E+00
-2.25E+00
-2.25E+00
-2.25E+00
-2.17E+00
-2.17E+00
-2.17E+00
-2.09E+00
-2.17E+00
-2.17E+00
-2.17E+00
-2.09E+00
-2.09E+00
-2.09E+00
-2.09E+00
-2.09E+00
-2.01E+00
-2.09E+00
-2.09E+00
-2.01E+00
-1.93E+00
-2.01E+00
-2.01E+00
-2.01E+00
-2.01E+00
-1.93E+00
-1.85E+00
-1.93E+00
-1.85E+00
-1.85E+00
-1.85E+00
-1.85E+00
-1.85E+00
-1.85E+00
-1.77E+00
-1.77E+00
-1.77E+00
-1.69E+00
-1.77E+00
-1.69E+00
-1.77E+00
-1.69E+00
-1.61E+00
-1.61E+00
-1.61E+00
-1.61E+00
-1.53E+00
-1.61E+00
-1.53E+00
-1.53E+00
-1.53E+00
-1.53E+00
-1.53E+00
-1.45E+00
-1.53E+00
-1.45E+00
-1.45E+00
-1.45E+00
-1.53E+00
-1.37E+00
-1.37E+00
-1.37E+00
-1.37E+00
-1.37E+00
-1.29E+00
-1.29E+00
-1.21E+00
-1.21E+00
-1.29E+00
-1.13E+00
-1.21E+00
-1.21E+00
-1.13E+00
-1.13E+00
-1.13E+00
-1.05E+00
-1.13E+00
-1.05E+00
-1.13E+00
-1.05E+00
-1.05E+00
-1.05E+00
-9.65E-01
-9.65E-01
-8.84E-01
-9.65E-01
-9.65E-01
-9.65E-01
-9.65E-01
-8.84E-01
-8.84E-01
-8.04E-01
-7.24E-01
-7.24E-01
-8.04E-01
-7.24E-01
-7.24E-01
-7.24E-01
-7.24E-01
-7.24E-01
-7.24E-01
-6.43E-01
-5.63E-01
-6.43E-01
-5.63E-01
-6.43E-01
-5.63E-01
-5.63E-01
-4.82E-01
-4.82E-01
-4.02E-01
-4.02E-01
-4.82E-01
-4.02E-01
-4.02E-01
-4.02E-01
-4.02E-01
-4.02E-01
-4.02E-01
-3.22E-01
-2.41E-01
-2.41E-01
-2.41E-01
-2.41E-01
-1.61E-01
-1.61E-01
-2.41E-01
-2.41E-01
-8.04E-02
-8.04E-02
-1.61E-01
-8.04E-02
-8.04E-02
-8.04E-02
-8.04E-02
-8.04E-02
-8.04E-02
0.00E+00];

%scatter(x,y,'filled')
%hold on
%scatter(x,y,'filled')
plot(t,x)
hold on
plot(t,y)
grid on
xlabel('Voltaje (V)') 
ylabel('Corriente (A)')

%xticks([0 0.45 0.5 0.55 0.6 0.65 0.7 0.75 0.8 1])
%xticklabels({'0','0.45','0.5','0.55','0.6','0.65','0.7','0.75','0.8','1'})
%yticks([0  0.0015 0.006 0.019 0.038 0.06])
